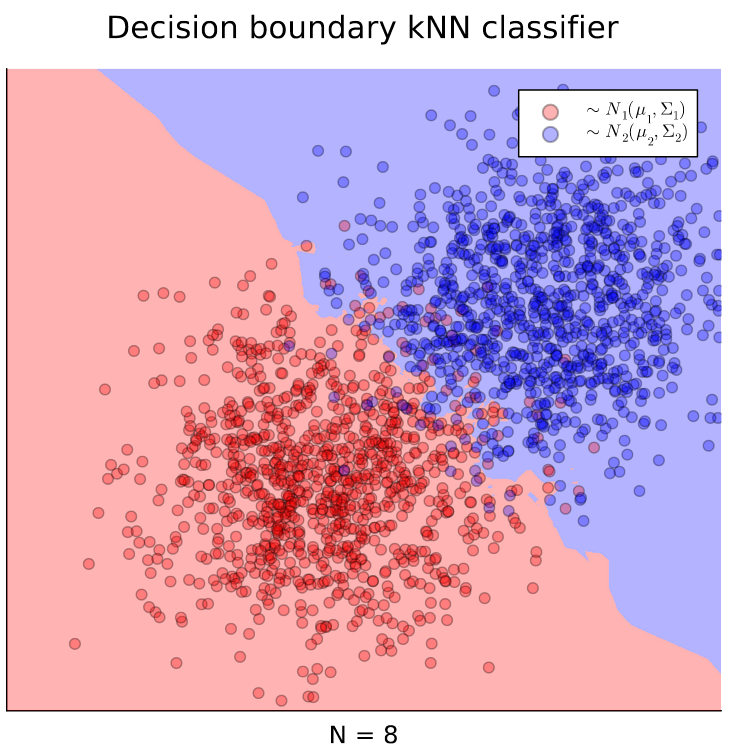

The script that drew this image:
### A Pluto.jl notebook ###
# v0.19.36

using Markdown
using InteractiveUtils

# This Pluto notebook uses @bind for interactivity. When running this notebook outside of Pluto, the following 'mock version' of @bind gives bound variables a default value (instead of an error).
macro bind(def, element)
    quote
        local iv = try Base.loaded_modules[Base.PkgId(Base.UUID("6e696c72-6542-2067-7265-42206c756150"), "AbstractPlutoDingetjes")].Bonds.initial_value catch; b -> missing; end
        local el = $(esc(element))
        global $(esc(def)) = Core.applicable(Base.get, el) ? Base.get(el) : iv(el)
        el
    end
end

# ╔═╡ af484490-0556-11ef-3473-830020f112d0
using PlutoUI, Plots, MLJ, DataFrames

# ╔═╡ f5f3d536-3115-4e2b-a678-93eca744416e
using NearestNeighborModels

# ╔═╡ 1cb3093e-0727-46b7-8cef-c796a02720ab
using Random, Distributions, LaTeXStrings, CategoricalArrays

# ╔═╡ 1a59eb2b-b0cb-4825-901b-ac9fca93f91a
md"# k-nearest neighbors"

# ╔═╡ c77ddd1d-b7a4-4392-bc3b-7b0e03e22be7
begin
	data = load_iris() # The famous flower dataset we will use for classification
	iris = DataFrame(data)
	y, X = unpack(iris, ==(:target); rng=123);
end

# ╔═╡ 34551733-2494-43aa-af6c-dd25f256ea3f
y

# ╔═╡ 5c51d465-e64f-4260-bfcb-75733184a948
train, test = partition(eachindex(y), 0.7)

# ╔═╡ 6461bcc4-d652-499e-92b3-131d042e9d81
function one_hot_encode(data; typ="test")
	idxs = Dict("virginica"=>1, "setosa" => 2, "versicolor" => 3)
	vect = zeros(3)
	if typ == "pred"
		vect[idxs[mode(data)]] = 1
	else
		vect[idxs[data]] = 1
	end
	return vect
end

# ╔═╡ e6fe2bd0-ede2-4a1d-8e90-e049372cb245
function ZeroOneLoss(y, y_hat)
	return sum([sum(row .* row_pred) for (row, row_pred) in (y,y_hat)])
end

# ╔═╡ 90b32741-6d80-4292-8c9f-81ce97103265
begin
	kNNClassifier = @iload KNNClassifier verbosity = false;
	neighbors_range = 1:30
	models = [kNNClassifier(K=num_neighbors) for num_neighbors in neighbors_range]
end

# ╔═╡ 7832ba69-35e4-4295-9bd8-cfaa48034257
models(matching(X, y)) 

# ╔═╡ 1981f29d-7b1e-4e17-9b64-fee035ed7b07
begin
    machs = [machine(model, X, y) for model in models] # define machine: binds model to data
    machs = [fit!(mach; rows=train) for mach in machs]# fit model on train set
end

# ╔═╡ 0c377581-b8e9-4f72-8fa3-830ea034c181
begin
	losses = zeros(length(neighbors_range))
	for (i, mach) in enumerate(machs)
		ŷ_test = predict(mach, X[test, :])
		y_test = y[test];
		loss = ZeroOneLoss(one_hot_encode.(y_test), one_hot_encode.(ŷ_test, typ="pred"))
		losses[i] = loss
	end
	scatter(neighbors_range, losses, title = "0-1-loss for kNN classifier", xlabel = "n", ylabel = "number of missclassifications", xticks = 0:10:79, label = "", color="#B4C5E4")
	plot!(neighbors_range, losses, label = "", color="#B97375", lw = 4)
end

# ╔═╡ 2c21266f-7438-4706-a5ae-99c8c9680185
begin
	num = @bind N Slider(10:5:1000, show_value=true, default = 100)
	mean_x_1 = @bind μ_x_1 Slider(-5:0.1:5, show_value=true, default = -3)
	mean_y_1 = @bind μ_y_1 Slider(-5:0.1:5, show_value=true, default = -3)
	mean_x_2 = @bind μ_x_2 Slider(-5:0.1:5, show_value=true, default = 3)
	mean_y_2 = @bind μ_y_2 Slider(-5:0.1:5, show_value=true, default = 3)
	nN_val = @bind nN Slider(1:15, show_value=true);
end;

# ╔═╡ 3b224c48-93f9-46c3-b4ff-bf089250ef8f
begin
	mean_1 = [μ_x_1, μ_y_1]  # Mean of the Gaussian distribution
	cov_1 = [1.5 0; 0 1.5]   # Covariance matrix
	dist_1 = MvNormal(mean_1, cov_1) # Multivariate normal distribution

	mean_2 = [μ_x_2, μ_y_2]  
	cov_2 = [1.5 0; 0 1.5] 
	dist_2 = MvNormal(mean_2, cov_2) 
end

# ╔═╡ ac58bae2-2946-4462-890f-3c182f6ec56f
md"
### Gaussian data parameters:
- Number of samples: $num
- mean $μ_x$ for $N_1$: $mean_x_1
- mean $μ_y$ for $N_1$: $mean_y_1
- mean $μ_x$ for $N_2$: $mean_x_2
- mean $μ_y$ for $N_2$: $mean_y_2
"

# ╔═╡ 1caa5537-2108-4f13-8bfb-16d33121d4b3
md"
### kNN parameters
- Number of nearest neighbors: $nN_val
"

# ╔═╡ ca891290-d07f-4bde-9388-4a08c2096787
begin
	Random.seed!(1234) 	
	Y_1 = rand(dist_1, N)
	Y_2 = rand(dist_2, N)
end

# ╔═╡ 6cc13797-dfa0-4c32-bac3-cc56f8374b6d
begin
	XX_N = hcat(Y_1, Y_2)
	yy_N = vcat(ones(size(Y_1)[2]), -1 .* ones(size(Y_2)[2]))'
	combined_data = vcat(XX_N, yy_N)

	X_N = combined_data[1:2, :]'
	y_N = categorical(combined_data[3, :])
	train_N = eachindex(y_N)
end;

# ╔═╡ 878c91c7-8e4a-42e5-812b-9ac50fb671b8
begin
	model_N = kNNClassifier(K=nN)
	mach_N = machine(model_N, X_N, y_N, scitype_check_level=0)
	mach_N = fit!(mach_N; rows=train_N)
end

# ╔═╡ 4533a1bb-af52-4ae2-9126-ca97a780162f
function predict_single_point(mach, point)
	X_point = reshape(point, 1, length(point))  # Reshape the point to be a row vector
	ŷ_point = mode.(predict(mach, X_point))
	return ŷ_point
end

# ╔═╡ 8f3ff2fc-ab3e-41b0-b92e-4438591f43fd
# begin
# 	test_data_final = hcat(X_N[test_N, :], int.(y_test_N, type=Int))
# 	predict_data_final =  hcat(X_N[test_N, :], int.(ŷ_test_N, type=Int))

#     gauss_1_x =[predict_data_final[i, 1] for i in 1:1098 if predict_data_final[i, 3] == 1]
# 	gauss_1_y =[predict_data_final[i, 2] for i in 1:1098 if predict_data_final[i, 3] == 1]

# 	gauss_2_x =[predict_data_final[i, 1] for i in 1:1098 if predict_data_final[i, 3] == 2]
# 	gauss_2_y =[predict_data_final[i, 2] for i in 1:1098 if predict_data_final[i, 3] == 2]

	
# 	scatter(gauss_1_x, gauss_1_y, ylims = (-5,5))
# 	scatter!(gauss_2_x, gauss_2_y)

# end

# ╔═╡ cbcab8d4-0b7b-4a94-b75b-38e21e1e4c0c
# function linear_classifier(x, y) # for testing
# 	    return x + y > 0 ? 1 : 2
# end

# ╔═╡ 5b1ca6da-e89f-471d-b9c2-33fd1c3d8e04
begin
	# Generate a grid of points
	x_range = -5:0.01:5
	y_range = -5:0.01:5
	
	# Allocate memory for storing classifications
	class_map = zeros(length(y_range), length(x_range))
end;

# ╔═╡ 6d7d85d4-a928-4931-8d67-51ed6e324075
begin
	
	# Evaluate classifier at each point
	for (j, y) in enumerate(y_range)
	    for (i, x) in enumerate(x_range)
			val = int(mode(predict_single_point(mach_N, [x, y])), type = Int)
	        class_map[i, j] = val
	    end
	end
	
	cmap = [colorant"blue", colorant"red"]
	
	# Plot the grid with classifications
	heatmap(x_range, y_range, class_map', color=cmap , opacity = 0.3, colorbar=false, ticks = false, size = (500, 500), title = "Decision boundary kNN classifier", xlabel = "N = $nN")
	scatter!(Y_1[1, :], Y_1[2, :], xlims = (-5,5), ylims = (-5,5), legend = :topright, label = L"\sim N_1(\mu_1, \Sigma_1)", dpi = 300, color = :red, opacity = 0.3)
	scatter!(Y_2[1, :], Y_2[2, :], label = L"\sim N_2(\mu_2, \Sigma_2)", color = :blue, opacity = 0.3)
end

# ╔═╡ 00000000-0000-0000-0000-000000000001
PLUTO_PROJECT_TOML_CONTENTS = """
[deps]
CategoricalArrays = "324d7699-5711-5eae-9e2f-1d82baa6b597"
DataFrames = "a93c6f00-e57d-5684-b7b6-d8193f3e46c0"
Distributions = "31c24e10-a181-5473-b8eb-7969acd0382f"
LaTeXStrings = "b964fa9f-0449-5b57-a5c2-d3ea65f4040f"
MLJ = "add582a8-e3ab-11e8-2d5e-e98b27df1bc7"
NearestNeighborModels = "636a865e-7cf4-491e-846c-de09b730eb36"
Plots = "91a5bcdd-55d7-5caf-9e0b-520d859cae80"
PlutoUI = "7f904dfe-b85e-4ff6-b463-dae2292396a8"
Random = "9a3f8284-a2c9-5f02-9a11-845980a1fd5c"

[compat]
CategoricalArrays = "~0.10.8"
DataFrames = "~1.6.1"
Distributions = "~0.25.107"
LaTeXStrings = "~1.3.1"
MLJ = "~0.20.2"
NearestNeighborModels = "~0.2.3"
Plots = "~1.40.1"
PlutoUI = "~0.7.58"
"""

# ╔═╡ 00000000-0000-0000-0000-000000000002
PLUTO_MANIFEST_TOML_CONTENTS = """
# This file is machine-generated - editing it directly is not advised

julia_version = "1.10.2"
manifest_format = "2.0"
project_hash = "8711fcbfacf67f4f1137d977ec8fbc2e7db18e97"

[[deps.ARFFFiles]]
deps = ["CategoricalArrays", "Dates", "Parsers", "Tables"]
git-tree-sha1 = "e8c8e0a2be6eb4f56b1672e46004463033daa409"
uuid = "da404889-ca92-49ff-9e8b-0aa6b4d38dc8"
version = "1.4.1"

[[deps.AbstractPlutoDingetjes]]
deps = ["Pkg"]
git-tree-sha1 = "c278dfab760520b8bb7e9511b968bf4ba38b7acc"
uuid = "6e696c72-6542-2067-7265-42206c756150"
version = "1.2.3"

[[deps.Adapt]]
deps = ["LinearAlgebra", "Requires"]
git-tree-sha1 = "0fb305e0253fd4e833d486914367a2ee2c2e78d0"
uuid = "79e6a3ab-5dfb-504d-930d-738a2a938a0e"
version = "4.0.1"
weakdeps = ["StaticArrays"]

    [deps.Adapt.extensions]
    AdaptStaticArraysExt = "StaticArrays"

[[deps.ArgCheck]]
git-tree-sha1 = "a3a402a35a2f7e0b87828ccabbd5ebfbebe356b4"
uuid = "dce04be8-c92d-5529-be00-80e4d2c0e197"
version = "2.3.0"

[[deps.ArgTools]]
uuid = "0dad84c5-d112-42e6-8d28-ef12dabb789f"
version = "1.1.1"

[[deps.Artifacts]]
uuid = "56f22d72-fd6d-98f1-02f0-08ddc0907c33"

[[deps.Atomix]]
deps = ["UnsafeAtomics"]
git-tree-sha1 = "c06a868224ecba914baa6942988e2f2aade419be"
uuid = "a9b6321e-bd34-4604-b9c9-b65b8de01458"
version = "0.1.0"

[[deps.BangBang]]
deps = ["Compat", "ConstructionBase", "InitialValues", "LinearAlgebra", "Requires", "Setfield", "Tables"]
git-tree-sha1 = "7aa7ad1682f3d5754e3491bb59b8103cae28e3a3"
uuid = "198e06fe-97b7-11e9-32a5-e1d131e6ad66"
version = "0.3.40"

    [deps.BangBang.extensions]
    BangBangChainRulesCoreExt = "ChainRulesCore"
    BangBangDataFramesExt = "DataFrames"
    BangBangStaticArraysExt = "StaticArrays"
    BangBangStructArraysExt = "StructArrays"
    BangBangTypedTablesExt = "TypedTables"

    [deps.BangBang.weakdeps]
    ChainRulesCore = "d360d2e6-b24c-11e9-a2a3-2a2ae2dbcce4"
    DataFrames = "a93c6f00-e57d-5684-b7b6-d8193f3e46c0"
    StaticArrays = "90137ffa-7385-5640-81b9-e52037218182"
    StructArrays = "09ab397b-f2b6-538f-b94a-2f83cf4a842a"
    TypedTables = "9d95f2ec-7b3d-5a63-8d20-e2491e220bb9"

[[deps.Base64]]
uuid = "2a0f44e3-6c83-55bd-87e4-b1978d98bd5f"

[[deps.Baselet]]
git-tree-sha1 = "aebf55e6d7795e02ca500a689d326ac979aaf89e"
uuid = "9718e550-a3fa-408a-8086-8db961cd8217"
version = "0.1.1"

[[deps.BitFlags]]
git-tree-sha1 = "2dc09997850d68179b69dafb58ae806167a32b1b"
uuid = "d1d4a3ce-64b1-5f1a-9ba4-7e7e69966f35"
version = "0.1.8"

[[deps.Bzip2_jll]]
deps = ["Artifacts", "JLLWrappers", "Libdl", "Pkg"]
git-tree-sha1 = "9e2a6b69137e6969bab0152632dcb3bc108c8bdd"
uuid = "6e34b625-4abd-537c-b88f-471c36dfa7a0"
version = "1.0.8+1"

[[deps.CEnum]]
git-tree-sha1 = "389ad5c84de1ae7cf0e28e381131c98ea87d54fc"
uuid = "fa961155-64e5-5f13-b03f-caf6b980ea82"
version = "0.5.0"

[[deps.Cairo_jll]]
deps = ["Artifacts", "Bzip2_jll", "CompilerSupportLibraries_jll", "Fontconfig_jll", "FreeType2_jll", "Glib_jll", "JLLWrappers", "LZO_jll", "Libdl", "Pixman_jll", "Pkg", "Xorg_libXext_jll", "Xorg_libXrender_jll", "Zlib_jll", "libpng_jll"]
git-tree-sha1 = "4b859a208b2397a7a623a03449e4636bdb17bcf2"
uuid = "83423d85-b0ee-5818-9007-b63ccbeb887a"
version = "1.16.1+1"

[[deps.Calculus]]
deps = ["LinearAlgebra"]
git-tree-sha1 = "f641eb0a4f00c343bbc32346e1217b86f3ce9dad"
uuid = "49dc2e85-a5d0-5ad3-a950-438e2897f1b9"
version = "0.5.1"

[[deps.CategoricalArrays]]
deps = ["DataAPI", "Future", "Missings", "Printf", "Requires", "Statistics", "Unicode"]
git-tree-sha1 = "1568b28f91293458345dabba6a5ea3f183250a61"
uuid = "324d7699-5711-5eae-9e2f-1d82baa6b597"
version = "0.10.8"

    [deps.CategoricalArrays.extensions]
    CategoricalArraysJSONExt = "JSON"
    CategoricalArraysRecipesBaseExt = "RecipesBase"
    CategoricalArraysSentinelArraysExt = "SentinelArrays"
    CategoricalArraysStructTypesExt = "StructTypes"

    [deps.CategoricalArrays.weakdeps]
    JSON = "682c06a0-de6a-54ab-a142-c8b1cf79cde6"
    RecipesBase = "3cdcf5f2-1ef4-517c-9805-6587b60abb01"
    SentinelArrays = "91c51154-3ec4-41a3-a24f-3f23e20d615c"
    StructTypes = "856f2bd8-1eba-4b0a-8007-ebc267875bd4"

[[deps.CategoricalDistributions]]
deps = ["CategoricalArrays", "Distributions", "Missings", "OrderedCollections", "Random", "ScientificTypes"]
git-tree-sha1 = "6d4569d555704cdf91b3417c0667769a4a7cbaa2"
uuid = "af321ab8-2d2e-40a6-b165-3d674595d28e"
version = "0.1.14"

    [deps.CategoricalDistributions.extensions]
    UnivariateFiniteDisplayExt = "UnicodePlots"

    [deps.CategoricalDistributions.weakdeps]
    UnicodePlots = "b8865327-cd53-5732-bb35-84acbb429228"

[[deps.ChainRulesCore]]
deps = ["Compat", "LinearAlgebra"]
git-tree-sha1 = "aef70bb349b20aa81a82a19704c3ef339d4ee494"
uuid = "d360d2e6-b24c-11e9-a2a3-2a2ae2dbcce4"
version = "1.22.1"
weakdeps = ["SparseArrays"]

    [deps.ChainRulesCore.extensions]
    ChainRulesCoreSparseArraysExt = "SparseArrays"

[[deps.CodecZlib]]
deps = ["TranscodingStreams", "Zlib_jll"]
git-tree-sha1 = "59939d8a997469ee05c4b4944560a820f9ba0d73"
uuid = "944b1d66-785c-5afd-91f1-9de20f533193"
version = "0.7.4"

[[deps.ColorSchemes]]
deps = ["ColorTypes", "ColorVectorSpace", "Colors", "FixedPointNumbers", "PrecompileTools", "Random"]
git-tree-sha1 = "67c1f244b991cad9b0aa4b7540fb758c2488b129"
uuid = "35d6a980-a343-548e-a6ea-1d62b119f2f4"
version = "3.24.0"

[[deps.ColorTypes]]
deps = ["FixedPointNumbers", "Random"]
git-tree-sha1 = "eb7f0f8307f71fac7c606984ea5fb2817275d6e4"
uuid = "3da002f7-5984-5a60-b8a6-cbb66c0b333f"
version = "0.11.4"

[[deps.ColorVectorSpace]]
deps = ["ColorTypes", "FixedPointNumbers", "LinearAlgebra", "Requires", "Statistics", "TensorCore"]
git-tree-sha1 = "a1f44953f2382ebb937d60dafbe2deea4bd23249"
uuid = "c3611d14-8923-5661-9e6a-0046d554d3a4"
version = "0.10.0"
weakdeps = ["SpecialFunctions"]

    [deps.ColorVectorSpace.extensions]
    SpecialFunctionsExt = "SpecialFunctions"

[[deps.Colors]]
deps = ["ColorTypes", "FixedPointNumbers", "Reexport"]
git-tree-sha1 = "fc08e5930ee9a4e03f84bfb5211cb54e7769758a"
uuid = "5ae59095-9a9b-59fe-a467-6f913c188581"
version = "0.12.10"

[[deps.Combinatorics]]
git-tree-sha1 = "08c8b6831dc00bfea825826be0bc8336fc369860"
uuid = "861a8166-3701-5b0c-9a16-15d98fcdc6aa"
version = "1.0.2"

[[deps.Compat]]
deps = ["TOML", "UUIDs"]
git-tree-sha1 = "c955881e3c981181362ae4088b35995446298b80"
uuid = "34da2185-b29b-5c13-b0c7-acf172513d20"
version = "4.14.0"
weakdeps = ["Dates", "LinearAlgebra"]

    [deps.Compat.extensions]
    CompatLinearAlgebraExt = "LinearAlgebra"

[[deps.CompilerSupportLibraries_jll]]
deps = ["Artifacts", "Libdl"]
uuid = "e66e0078-7015-5450-92f7-15fbd957f2ae"
version = "1.1.0+0"

[[deps.CompositionsBase]]
git-tree-sha1 = "802bb88cd69dfd1509f6670416bd4434015693ad"
uuid = "a33af91c-f02d-484b-be07-31d278c5ca2b"
version = "0.1.2"

    [deps.CompositionsBase.extensions]
    CompositionsBaseInverseFunctionsExt = "InverseFunctions"

    [deps.CompositionsBase.weakdeps]
    InverseFunctions = "3587e190-3f89-42d0-90ee-14403ec27112"

[[deps.ComputationalResources]]
git-tree-sha1 = "52cb3ec90e8a8bea0e62e275ba577ad0f74821f7"
uuid = "ed09eef8-17a6-5b46-8889-db040fac31e3"
version = "0.3.2"

[[deps.ConcurrentUtilities]]
deps = ["Serialization", "Sockets"]
git-tree-sha1 = "9c4708e3ed2b799e6124b5673a712dda0b596a9b"
uuid = "f0e56b4a-5159-44fe-b623-3e5288b988bb"
version = "2.3.1"

[[deps.ConstructionBase]]
deps = ["LinearAlgebra"]
git-tree-sha1 = "c53fc348ca4d40d7b371e71fd52251839080cbc9"
uuid = "187b0558-2788-49d3-abe0-74a17ed4e7c9"
version = "1.5.4"

    [deps.ConstructionBase.extensions]
    ConstructionBaseIntervalSetsExt = "IntervalSets"
    ConstructionBaseStaticArraysExt = "StaticArrays"

    [deps.ConstructionBase.weakdeps]
    IntervalSets = "8197267c-284f-5f27-9208-e0e47529a953"
    StaticArrays = "90137ffa-7385-5640-81b9-e52037218182"

[[deps.ContextVariablesX]]
deps = ["Compat", "Logging", "UUIDs"]
git-tree-sha1 = "25cc3803f1030ab855e383129dcd3dc294e322cc"
uuid = "6add18c4-b38d-439d-96f6-d6bc489c04c5"
version = "0.1.3"

[[deps.Contour]]
git-tree-sha1 = "d05d9e7b7aedff4e5b51a029dced05cfb6125781"
uuid = "d38c429a-6771-53c6-b99e-75d170b6e991"
version = "0.6.2"

[[deps.Crayons]]
git-tree-sha1 = "249fe38abf76d48563e2f4556bebd215aa317e15"
uuid = "a8cc5b0e-0ffa-5ad4-8c14-923d3ee1735f"
version = "4.1.1"

[[deps.DataAPI]]
git-tree-sha1 = "abe83f3a2f1b857aac70ef8b269080af17764bbe"
uuid = "9a962f9c-6df0-11e9-0e5d-c546b8b5ee8a"
version = "1.16.0"

[[deps.DataFrames]]
deps = ["Compat", "DataAPI", "DataStructures", "Future", "InlineStrings", "InvertedIndices", "IteratorInterfaceExtensions", "LinearAlgebra", "Markdown", "Missings", "PooledArrays", "PrecompileTools", "PrettyTables", "Printf", "REPL", "Random", "Reexport", "SentinelArrays", "SortingAlgorithms", "Statistics", "TableTraits", "Tables", "Unicode"]
git-tree-sha1 = "04c738083f29f86e62c8afc341f0967d8717bdb8"
uuid = "a93c6f00-e57d-5684-b7b6-d8193f3e46c0"
version = "1.6.1"

[[deps.DataStructures]]
deps = ["Compat", "InteractiveUtils", "OrderedCollections"]
git-tree-sha1 = "1fb174f0d48fe7d142e1109a10636bc1d14f5ac2"
uuid = "864edb3b-99cc-5e75-8d2d-829cb0a9cfe8"
version = "0.18.17"

[[deps.DataValueInterfaces]]
git-tree-sha1 = "bfc1187b79289637fa0ef6d4436ebdfe6905cbd6"
uuid = "e2d170a0-9d28-54be-80f0-106bbe20a464"
version = "1.0.0"

[[deps.Dates]]
deps = ["Printf"]
uuid = "ade2ca70-3891-5945-98fb-dc099432e06a"

[[deps.DefineSingletons]]
git-tree-sha1 = "0fba8b706d0178b4dc7fd44a96a92382c9065c2c"
uuid = "244e2a9f-e319-4986-a169-4d1fe445cd52"
version = "0.1.2"

[[deps.DelimitedFiles]]
deps = ["Mmap"]
git-tree-sha1 = "9e2f36d3c96a820c678f2f1f1782582fcf685bae"
uuid = "8bb1440f-4735-579b-a4ab-409b98df4dab"
version = "1.9.1"

[[deps.Distances]]
deps = ["LinearAlgebra", "Statistics", "StatsAPI"]
git-tree-sha1 = "66c4c81f259586e8f002eacebc177e1fb06363b0"
uuid = "b4f34e82-e78d-54a5-968a-f98e89d6e8f7"
version = "0.10.11"
weakdeps = ["ChainRulesCore", "SparseArrays"]

    [deps.Distances.extensions]
    DistancesChainRulesCoreExt = "ChainRulesCore"
    DistancesSparseArraysExt = "SparseArrays"

[[deps.Distributed]]
deps = ["Random", "Serialization", "Sockets"]
uuid = "8ba89e20-285c-5b6f-9357-94700520ee1b"

[[deps.Distributions]]
deps = ["FillArrays", "LinearAlgebra", "PDMats", "Printf", "QuadGK", "Random", "SpecialFunctions", "Statistics", "StatsAPI", "StatsBase", "StatsFuns"]
git-tree-sha1 = "7c302d7a5fec5214eb8a5a4c466dcf7a51fcf169"
uuid = "31c24e10-a181-5473-b8eb-7969acd0382f"
version = "0.25.107"

    [deps.Distributions.extensions]
    DistributionsChainRulesCoreExt = "ChainRulesCore"
    DistributionsDensityInterfaceExt = "DensityInterface"
    DistributionsTestExt = "Test"

    [deps.Distributions.weakdeps]
    ChainRulesCore = "d360d2e6-b24c-11e9-a2a3-2a2ae2dbcce4"
    DensityInterface = "b429d917-457f-4dbc-8f4c-0cc954292b1d"
    Test = "8dfed614-e22c-5e08-85e1-65c5234f0b40"

[[deps.DocStringExtensions]]
deps = ["LibGit2"]
git-tree-sha1 = "2fb1e02f2b635d0845df5d7c167fec4dd739b00d"
uuid = "ffbed154-4ef7-542d-bbb7-c09d3a79fcae"
version = "0.9.3"

[[deps.Downloads]]
deps = ["ArgTools", "FileWatching", "LibCURL", "NetworkOptions"]
uuid = "f43a241f-c20a-4ad4-852c-f6b1247861c6"
version = "1.6.0"

[[deps.DualNumbers]]
deps = ["Calculus", "NaNMath", "SpecialFunctions"]
git-tree-sha1 = "5837a837389fccf076445fce071c8ddaea35a566"
uuid = "fa6b7ba4-c1ee-5f82-b5fc-ecf0adba8f74"
version = "0.6.8"

[[deps.EarlyStopping]]
deps = ["Dates", "Statistics"]
git-tree-sha1 = "98fdf08b707aaf69f524a6cd0a67858cefe0cfb6"
uuid = "792122b4-ca99-40de-a6bc-6742525f08b6"
version = "0.3.0"

[[deps.EpollShim_jll]]
deps = ["Artifacts", "JLLWrappers", "Libdl"]
git-tree-sha1 = "8e9441ee83492030ace98f9789a654a6d0b1f643"
uuid = "2702e6a9-849d-5ed8-8c21-79e8b8f9ee43"
version = "0.0.20230411+0"

[[deps.ExceptionUnwrapping]]
deps = ["Test"]
git-tree-sha1 = "dcb08a0d93ec0b1cdc4af184b26b591e9695423a"
uuid = "460bff9d-24e4-43bc-9d9f-a8973cb893f4"
version = "0.1.10"

[[deps.Expat_jll]]
deps = ["Artifacts", "JLLWrappers", "Libdl"]
git-tree-sha1 = "4558ab818dcceaab612d1bb8c19cee87eda2b83c"
uuid = "2e619515-83b5-522b-bb60-26c02a35a201"
version = "2.5.0+0"

[[deps.FFMPEG]]
deps = ["FFMPEG_jll"]
git-tree-sha1 = "b57e3acbe22f8484b4b5ff66a7499717fe1a9cc8"
uuid = "c87230d0-a227-11e9-1b43-d7ebe4e7570a"
version = "0.4.1"

[[deps.FFMPEG_jll]]
deps = ["Artifacts", "Bzip2_jll", "FreeType2_jll", "FriBidi_jll", "JLLWrappers", "LAME_jll", "Libdl", "Ogg_jll", "OpenSSL_jll", "Opus_jll", "PCRE2_jll", "Zlib_jll", "libaom_jll", "libass_jll", "libfdk_aac_jll", "libvorbis_jll", "x264_jll", "x265_jll"]
git-tree-sha1 = "466d45dc38e15794ec7d5d63ec03d776a9aff36e"
uuid = "b22a6f82-2f65-5046-a5b2-351ab43fb4e5"
version = "4.4.4+1"

[[deps.FLoops]]
deps = ["BangBang", "Compat", "FLoopsBase", "InitialValues", "JuliaVariables", "MLStyle", "Serialization", "Setfield", "Transducers"]
git-tree-sha1 = "ffb97765602e3cbe59a0589d237bf07f245a8576"
uuid = "cc61a311-1640-44b5-9fba-1b764f453329"
version = "0.2.1"

[[deps.FLoopsBase]]
deps = ["ContextVariablesX"]
git-tree-sha1 = "656f7a6859be8673bf1f35da5670246b923964f7"
uuid = "b9860ae5-e623-471e-878b-f6a53c775ea6"
version = "0.1.1"

[[deps.FilePathsBase]]
deps = ["Compat", "Dates", "Mmap", "Printf", "Test", "UUIDs"]
git-tree-sha1 = "9f00e42f8d99fdde64d40c8ea5d14269a2e2c1aa"
uuid = "48062228-2e41-5def-b9a4-89aafe57970f"
version = "0.9.21"

[[deps.FileWatching]]
uuid = "7b1f6079-737a-58dc-b8bc-7a2ca5c1b5ee"

[[deps.FillArrays]]
deps = ["LinearAlgebra", "Random"]
git-tree-sha1 = "5b93957f6dcd33fc343044af3d48c215be2562f1"
uuid = "1a297f60-69ca-5386-bcde-b61e274b549b"
version = "1.9.3"
weakdeps = ["PDMats", "SparseArrays", "Statistics"]

    [deps.FillArrays.extensions]
    FillArraysPDMatsExt = "PDMats"
    FillArraysSparseArraysExt = "SparseArrays"
    FillArraysStatisticsExt = "Statistics"

[[deps.FixedPointNumbers]]
deps = ["Statistics"]
git-tree-sha1 = "335bfdceacc84c5cdf16aadc768aa5ddfc5383cc"
uuid = "53c48c17-4a7d-5ca2-90c5-79b7896eea93"
version = "0.8.4"

[[deps.Fontconfig_jll]]
deps = ["Artifacts", "Bzip2_jll", "Expat_jll", "FreeType2_jll", "JLLWrappers", "Libdl", "Libuuid_jll", "Pkg", "Zlib_jll"]
git-tree-sha1 = "21efd19106a55620a188615da6d3d06cd7f6ee03"
uuid = "a3f928ae-7b40-5064-980b-68af3947d34b"
version = "2.13.93+0"

[[deps.Formatting]]
deps = ["Printf"]
git-tree-sha1 = "8339d61043228fdd3eb658d86c926cb282ae72a8"
uuid = "59287772-0a20-5a39-b81b-1366585eb4c0"
version = "0.4.2"

[[deps.FreeType2_jll]]
deps = ["Artifacts", "Bzip2_jll", "JLLWrappers", "Libdl", "Zlib_jll"]
git-tree-sha1 = "d8db6a5a2fe1381c1ea4ef2cab7c69c2de7f9ea0"
uuid = "d7e528f0-a631-5988-bf34-fe36492bcfd7"
version = "2.13.1+0"

[[deps.FriBidi_jll]]
deps = ["Artifacts", "JLLWrappers", "Libdl", "Pkg"]
git-tree-sha1 = "aa31987c2ba8704e23c6c8ba8a4f769d5d7e4f91"
uuid = "559328eb-81f9-559d-9380-de523a88c83c"
version = "1.0.10+0"

[[deps.Future]]
deps = ["Random"]
uuid = "9fa8497b-333b-5362-9e8d-4d0656e87820"

[[deps.GLFW_jll]]
deps = ["Artifacts", "JLLWrappers", "Libdl", "Libglvnd_jll", "Xorg_libXcursor_jll", "Xorg_libXi_jll", "Xorg_libXinerama_jll", "Xorg_libXrandr_jll"]
git-tree-sha1 = "ff38ba61beff76b8f4acad8ab0c97ef73bb670cb"
uuid = "0656b61e-2033-5cc2-a64a-77c0f6c09b89"
version = "3.3.9+0"

[[deps.GPUArraysCore]]
deps = ["Adapt"]
git-tree-sha1 = "ec632f177c0d990e64d955ccc1b8c04c485a0950"
uuid = "46192b85-c4d5-4398-a991-12ede77f4527"
version = "0.1.6"

[[deps.GR]]
deps = ["Artifacts", "Base64", "DelimitedFiles", "Downloads", "GR_jll", "HTTP", "JSON", "Libdl", "LinearAlgebra", "Pkg", "Preferences", "Printf", "Random", "Serialization", "Sockets", "TOML", "Tar", "Test", "UUIDs", "p7zip_jll"]
git-tree-sha1 = "3458564589be207fa6a77dbbf8b97674c9836aab"
uuid = "28b8d3ca-fb5f-59d9-8090-bfdbd6d07a71"
version = "0.73.2"

[[deps.GR_jll]]
deps = ["Artifacts", "Bzip2_jll", "Cairo_jll", "FFMPEG_jll", "Fontconfig_jll", "FreeType2_jll", "GLFW_jll", "JLLWrappers", "JpegTurbo_jll", "Libdl", "Libtiff_jll", "Pixman_jll", "Qt6Base_jll", "Zlib_jll", "libpng_jll"]
git-tree-sha1 = "77f81da2964cc9fa7c0127f941e8bce37f7f1d70"
uuid = "d2c73de3-f751-5644-a686-071e5b155ba9"
version = "0.73.2+0"

[[deps.Gettext_jll]]
deps = ["Artifacts", "CompilerSupportLibraries_jll", "JLLWrappers", "Libdl", "Libiconv_jll", "Pkg", "XML2_jll"]
git-tree-sha1 = "9b02998aba7bf074d14de89f9d37ca24a1a0b046"
uuid = "78b55507-aeef-58d4-861c-77aaff3498b1"
version = "0.21.0+0"

[[deps.Glib_jll]]
deps = ["Artifacts", "Gettext_jll", "JLLWrappers", "Libdl", "Libffi_jll", "Libiconv_jll", "Libmount_jll", "PCRE2_jll", "Zlib_jll"]
git-tree-sha1 = "e94c92c7bf4819685eb80186d51c43e71d4afa17"
uuid = "7746bdde-850d-59dc-9ae8-88ece973131d"
version = "2.76.5+0"

[[deps.Graphite2_jll]]
deps = ["Artifacts", "JLLWrappers", "Libdl", "Pkg"]
git-tree-sha1 = "344bf40dcab1073aca04aa0df4fb092f920e4011"
uuid = "3b182d85-2403-5c21-9c21-1e1f0cc25472"
version = "1.3.14+0"

[[deps.Grisu]]
git-tree-sha1 = "53bb909d1151e57e2484c3d1b53e19552b887fb2"
uuid = "42e2da0e-8278-4e71-bc24-59509adca0fe"
version = "1.0.2"

[[deps.HTTP]]
deps = ["Base64", "CodecZlib", "ConcurrentUtilities", "Dates", "ExceptionUnwrapping", "Logging", "LoggingExtras", "MbedTLS", "NetworkOptions", "OpenSSL", "Random", "SimpleBufferStream", "Sockets", "URIs", "UUIDs"]
git-tree-sha1 = "ac7b73d562b8f4287c3b67b4c66a5395a19c1ae8"
uuid = "cd3eb016-35fb-5094-929b-558a96fad6f3"
version = "1.10.2"

[[deps.HarfBuzz_jll]]
deps = ["Artifacts", "Cairo_jll", "Fontconfig_jll", "FreeType2_jll", "Glib_jll", "Graphite2_jll", "JLLWrappers", "Libdl", "Libffi_jll", "Pkg"]
git-tree-sha1 = "129acf094d168394e80ee1dc4bc06ec835e510a3"
uuid = "2e76f6c2-a576-52d4-95c1-20adfe4de566"
version = "2.8.1+1"

[[deps.HypergeometricFunctions]]
deps = ["DualNumbers", "LinearAlgebra", "OpenLibm_jll", "SpecialFunctions"]
git-tree-sha1 = "f218fe3736ddf977e0e772bc9a586b2383da2685"
uuid = "34004b35-14d8-5ef3-9330-4cdb6864b03a"
version = "0.3.23"

[[deps.Hyperscript]]
deps = ["Test"]
git-tree-sha1 = "179267cfa5e712760cd43dcae385d7ea90cc25a4"
uuid = "47d2ed2b-36de-50cf-bf87-49c2cf4b8b91"
version = "0.0.5"

[[deps.HypertextLiteral]]
deps = ["Tricks"]
git-tree-sha1 = "7134810b1afce04bbc1045ca1985fbe81ce17653"
uuid = "ac1192a8-f4b3-4bfe-ba22-af5b92cd3ab2"
version = "0.9.5"

[[deps.IOCapture]]
deps = ["Logging", "Random"]
git-tree-sha1 = "8b72179abc660bfab5e28472e019392b97d0985c"
uuid = "b5f81e59-6552-4d32-b1f0-c071b021bf89"
version = "0.2.4"

[[deps.InitialValues]]
git-tree-sha1 = "4da0f88e9a39111c2fa3add390ab15f3a44f3ca3"
uuid = "22cec73e-a1b8-11e9-2c92-598750a2cf9c"
version = "0.3.1"

[[deps.InlineStrings]]
deps = ["Parsers"]
git-tree-sha1 = "9cc2baf75c6d09f9da536ddf58eb2f29dedaf461"
uuid = "842dd82b-1e85-43dc-bf29-5d0ee9dffc48"
version = "1.4.0"

[[deps.InteractiveUtils]]
deps = ["Markdown"]
uuid = "b77e0a4c-d291-57a0-90e8-8db25a27a240"

[[deps.InvertedIndices]]
git-tree-sha1 = "0dc7b50b8d436461be01300fd8cd45aa0274b038"
uuid = "41ab1584-1d38-5bbf-9106-f11c6c58b48f"
version = "1.3.0"

[[deps.IrrationalConstants]]
git-tree-sha1 = "630b497eafcc20001bba38a4651b327dcfc491d2"
uuid = "92d709cd-6900-40b7-9082-c6be49f344b6"
version = "0.2.2"

[[deps.IterationControl]]
deps = ["EarlyStopping", "InteractiveUtils"]
git-tree-sha1 = "e663925ebc3d93c1150a7570d114f9ea2f664726"
uuid = "b3c1a2ee-3fec-4384-bf48-272ea71de57c"
version = "0.5.4"

[[deps.IteratorInterfaceExtensions]]
git-tree-sha1 = "a3f24677c21f5bbe9d2a714f95dcd58337fb2856"
uuid = "82899510-4779-5014-852e-03e436cf321d"
version = "1.0.0"

[[deps.JLFzf]]
deps = ["Pipe", "REPL", "Random", "fzf_jll"]
git-tree-sha1 = "a53ebe394b71470c7f97c2e7e170d51df21b17af"
uuid = "1019f520-868f-41f5-a6de-eb00f4b6a39c"
version = "0.1.7"

[[deps.JLLWrappers]]
deps = ["Artifacts", "Preferences"]
git-tree-sha1 = "7e5d6779a1e09a36db2a7b6cff50942a0a7d0fca"
uuid = "692b3bcd-3c85-4b1f-b108-f13ce0eb3210"
version = "1.5.0"

[[deps.JSON]]
deps = ["Dates", "Mmap", "Parsers", "Unicode"]
git-tree-sha1 = "31e996f0a15c7b280ba9f76636b3ff9e2ae58c9a"
uuid = "682c06a0-de6a-54ab-a142-c8b1cf79cde6"
version = "0.21.4"

[[deps.JpegTurbo_jll]]
deps = ["Artifacts", "JLLWrappers", "Libdl"]
git-tree-sha1 = "3336abae9a713d2210bb57ab484b1e065edd7d23"
uuid = "aacddb02-875f-59d6-b918-886e6ef4fbf8"
version = "3.0.2+0"

[[deps.JuliaVariables]]
deps = ["MLStyle", "NameResolution"]
git-tree-sha1 = "49fb3cb53362ddadb4415e9b73926d6b40709e70"
uuid = "b14d175d-62b4-44ba-8fb7-3064adc8c3ec"
version = "0.2.4"

[[deps.KernelAbstractions]]
deps = ["Adapt", "Atomix", "InteractiveUtils", "LinearAlgebra", "MacroTools", "PrecompileTools", "Requires", "SparseArrays", "StaticArrays", "UUIDs", "UnsafeAtomics", "UnsafeAtomicsLLVM"]
git-tree-sha1 = "c7753cc3febe006708ce6798482004241f7d890b"
uuid = "63c18a36-062a-441e-b654-da1e3ab1ce7c"
version = "0.9.17"

    [deps.KernelAbstractions.extensions]
    EnzymeExt = "EnzymeCore"

    [deps.KernelAbstractions.weakdeps]
    EnzymeCore = "f151be2c-9106-41f4-ab19-57ee4f262869"

[[deps.LAME_jll]]
deps = ["Artifacts", "JLLWrappers", "Libdl", "Pkg"]
git-tree-sha1 = "f6250b16881adf048549549fba48b1161acdac8c"
uuid = "c1c5ebd0-6772-5130-a774-d5fcae4a789d"
version = "3.100.1+0"

[[deps.LERC_jll]]
deps = ["Artifacts", "JLLWrappers", "Libdl", "Pkg"]
git-tree-sha1 = "bf36f528eec6634efc60d7ec062008f171071434"
uuid = "88015f11-f218-50d7-93a8-a6af411a945d"
version = "3.0.0+1"

[[deps.LLVM]]
deps = ["CEnum", "LLVMExtra_jll", "Libdl", "Preferences", "Printf", "Requires", "Unicode"]
git-tree-sha1 = "ddab4d40513bce53c8e3157825e245224f74fae7"
uuid = "929cbde3-209d-540e-8aea-75f648917ca0"
version = "6.6.0"

    [deps.LLVM.extensions]
    BFloat16sExt = "BFloat16s"

    [deps.LLVM.weakdeps]
    BFloat16s = "ab4f0b2a-ad5b-11e8-123f-65d77653426b"

[[deps.LLVMExtra_jll]]
deps = ["Artifacts", "JLLWrappers", "LazyArtifacts", "Libdl", "TOML"]
git-tree-sha1 = "88b916503aac4fb7f701bb625cd84ca5dd1677bc"
uuid = "dad2f222-ce93-54a1-a47d-0025e8a3acab"
version = "0.0.29+0"

[[deps.LLVMOpenMP_jll]]
deps = ["Artifacts", "JLLWrappers", "Libdl"]
git-tree-sha1 = "d986ce2d884d49126836ea94ed5bfb0f12679713"
uuid = "1d63c593-3942-5779-bab2-d838dc0a180e"
version = "15.0.7+0"

[[deps.LZO_jll]]
deps = ["Artifacts", "JLLWrappers", "Libdl", "Pkg"]
git-tree-sha1 = "e5b909bcf985c5e2605737d2ce278ed791b89be6"
uuid = "dd4b983a-f0e5-5f8d-a1b7-129d4a5fb1ac"
version = "2.10.1+0"

[[deps.LaTeXStrings]]
git-tree-sha1 = "50901ebc375ed41dbf8058da26f9de442febbbec"
uuid = "b964fa9f-0449-5b57-a5c2-d3ea65f4040f"
version = "1.3.1"

[[deps.Latexify]]
deps = ["Formatting", "InteractiveUtils", "LaTeXStrings", "MacroTools", "Markdown", "OrderedCollections", "Printf", "Requires"]
git-tree-sha1 = "f428ae552340899a935973270b8d98e5a31c49fe"
uuid = "23fbe1c1-3f47-55db-b15f-69d7ec21a316"
version = "0.16.1"

    [deps.Latexify.extensions]
    DataFramesExt = "DataFrames"
    SymEngineExt = "SymEngine"

    [deps.Latexify.weakdeps]
    DataFrames = "a93c6f00-e57d-5684-b7b6-d8193f3e46c0"
    SymEngine = "123dc426-2d89-5057-bbad-38513e3affd8"

[[deps.LatinHypercubeSampling]]
deps = ["Random", "StableRNGs", "StatsBase", "Test"]
git-tree-sha1 = "825289d43c753c7f1bf9bed334c253e9913997f8"
uuid = "a5e1c1ea-c99a-51d3-a14d-a9a37257b02d"
version = "1.9.0"

[[deps.LazyArtifacts]]
deps = ["Artifacts", "Pkg"]
uuid = "4af54fe1-eca0-43a8-85a7-787d91b784e3"

[[deps.LearnAPI]]
deps = ["InteractiveUtils", "Statistics"]
git-tree-sha1 = "ec695822c1faaaa64cee32d0b21505e1977b4809"
uuid = "92ad9a40-7767-427a-9ee6-6e577f1266cb"
version = "0.1.0"

[[deps.LibCURL]]
deps = ["LibCURL_jll", "MozillaCACerts_jll"]
uuid = "b27032c2-a3e7-50c8-80cd-2d36dbcbfd21"
version = "0.6.4"

[[deps.LibCURL_jll]]
deps = ["Artifacts", "LibSSH2_jll", "Libdl", "MbedTLS_jll", "Zlib_jll", "nghttp2_jll"]
uuid = "deac9b47-8bc7-5906-a0fe-35ac56dc84c0"
version = "8.4.0+0"

[[deps.LibGit2]]
deps = ["Base64", "LibGit2_jll", "NetworkOptions", "Printf", "SHA"]
uuid = "76f85450-5226-5b5a-8eaa-529ad045b433"

[[deps.LibGit2_jll]]
deps = ["Artifacts", "LibSSH2_jll", "Libdl", "MbedTLS_jll"]
uuid = "e37daf67-58a4-590a-8e99-b0245dd2ffc5"
version = "1.6.4+0"

[[deps.LibSSH2_jll]]
deps = ["Artifacts", "Libdl", "MbedTLS_jll"]
uuid = "29816b5a-b9ab-546f-933c-edad1886dfa8"
version = "1.11.0+1"

[[deps.Libdl]]
uuid = "8f399da3-3557-5675-b5ff-fb832c97cbdb"

[[deps.Libffi_jll]]
deps = ["Artifacts", "JLLWrappers", "Libdl", "Pkg"]
git-tree-sha1 = "0b4a5d71f3e5200a7dff793393e09dfc2d874290"
uuid = "e9f186c6-92d2-5b65-8a66-fee21dc1b490"
version = "3.2.2+1"

[[deps.Libgcrypt_jll]]
deps = ["Artifacts", "JLLWrappers", "Libdl", "Libgpg_error_jll", "Pkg"]
git-tree-sha1 = "64613c82a59c120435c067c2b809fc61cf5166ae"
uuid = "d4300ac3-e22c-5743-9152-c294e39db1e4"
version = "1.8.7+0"

[[deps.Libglvnd_jll]]
deps = ["Artifacts", "JLLWrappers", "Libdl", "Pkg", "Xorg_libX11_jll", "Xorg_libXext_jll"]
git-tree-sha1 = "6f73d1dd803986947b2c750138528a999a6c7733"
uuid = "7e76a0d4-f3c7-5321-8279-8d96eeed0f29"
version = "1.6.0+0"

[[deps.Libgpg_error_jll]]
deps = ["Artifacts", "JLLWrappers", "Libdl", "Pkg"]
git-tree-sha1 = "c333716e46366857753e273ce6a69ee0945a6db9"
uuid = "7add5ba3-2f88-524e-9cd5-f83b8a55f7b8"
version = "1.42.0+0"

[[deps.Libiconv_jll]]
deps = ["Artifacts", "JLLWrappers", "Libdl"]
git-tree-sha1 = "f9557a255370125b405568f9767d6d195822a175"
uuid = "94ce4f54-9a6c-5748-9c1c-f9c7231a4531"
version = "1.17.0+0"

[[deps.Libmount_jll]]
deps = ["Artifacts", "JLLWrappers", "Libdl", "Pkg"]
git-tree-sha1 = "9c30530bf0effd46e15e0fdcf2b8636e78cbbd73"
uuid = "4b2f31a3-9ecc-558c-b454-b3730dcb73e9"
version = "2.35.0+0"

[[deps.Libtiff_jll]]
deps = ["Artifacts", "JLLWrappers", "JpegTurbo_jll", "LERC_jll", "Libdl", "XZ_jll", "Zlib_jll", "Zstd_jll"]
git-tree-sha1 = "2da088d113af58221c52828a80378e16be7d037a"
uuid = "89763e89-9b03-5906-acba-b20f662cd828"
version = "4.5.1+1"

[[deps.Libuuid_jll]]
deps = ["Artifacts", "JLLWrappers", "Libdl", "Pkg"]
git-tree-sha1 = "7f3efec06033682db852f8b3bc3c1d2b0a0ab066"
uuid = "38a345b3-de98-5d2b-a5d3-14cd9215e700"
version = "2.36.0+0"

[[deps.LinearAlgebra]]
deps = ["Libdl", "OpenBLAS_jll", "libblastrampoline_jll"]
uuid = "37e2e46d-f89d-539d-b4ee-838fcccc9c8e"

[[deps.LogExpFunctions]]
deps = ["DocStringExtensions", "IrrationalConstants", "LinearAlgebra"]
git-tree-sha1 = "18144f3e9cbe9b15b070288eef858f71b291ce37"
uuid = "2ab3a3ac-af41-5b50-aa03-7779005ae688"
version = "0.3.27"

    [deps.LogExpFunctions.extensions]
    LogExpFunctionsChainRulesCoreExt = "ChainRulesCore"
    LogExpFunctionsChangesOfVariablesExt = "ChangesOfVariables"
    LogExpFunctionsInverseFunctionsExt = "InverseFunctions"

    [deps.LogExpFunctions.weakdeps]
    ChainRulesCore = "d360d2e6-b24c-11e9-a2a3-2a2ae2dbcce4"
    ChangesOfVariables = "9e997f8a-9a97-42d5-a9f1-ce6bfc15e2c0"
    InverseFunctions = "3587e190-3f89-42d0-90ee-14403ec27112"

[[deps.Logging]]
uuid = "56ddb016-857b-54e1-b83d-db4d58db5568"

[[deps.LoggingExtras]]
deps = ["Dates", "Logging"]
git-tree-sha1 = "c1dd6d7978c12545b4179fb6153b9250c96b0075"
uuid = "e6f89c97-d47a-5376-807f-9c37f3926c36"
version = "1.0.3"

[[deps.MIMEs]]
git-tree-sha1 = "65f28ad4b594aebe22157d6fac869786a255b7eb"
uuid = "6c6e2e6c-3030-632d-7369-2d6c69616d65"
version = "0.1.4"

[[deps.MLFlowClient]]
deps = ["Dates", "FilePathsBase", "HTTP", "JSON", "ShowCases", "URIs", "UUIDs"]
git-tree-sha1 = "ea8a8dea5d252489d930763e5d6af4795930e0e2"
uuid = "64a0f543-368b-4a9a-827a-e71edb2a0b83"
version = "0.4.5"

[[deps.MLJ]]
deps = ["CategoricalArrays", "ComputationalResources", "Distributed", "Distributions", "LinearAlgebra", "MLJBalancing", "MLJBase", "MLJEnsembles", "MLJFlow", "MLJIteration", "MLJModels", "MLJTuning", "OpenML", "Pkg", "ProgressMeter", "Random", "Reexport", "ScientificTypes", "StatisticalMeasures", "Statistics", "StatsBase", "Tables"]
git-tree-sha1 = "981196c41a23cbc1befbad190558b1f0ebb97910"
uuid = "add582a8-e3ab-11e8-2d5e-e98b27df1bc7"
version = "0.20.2"

[[deps.MLJBalancing]]
deps = ["MLJBase", "MLJModelInterface", "MLUtils", "OrderedCollections", "Random", "StatsBase"]
git-tree-sha1 = "f02e28f9f3c54a138db12a97a5d823e5e572c2d6"
uuid = "45f359ea-796d-4f51-95a5-deb1a414c586"
version = "0.1.4"

[[deps.MLJBase]]
deps = ["CategoricalArrays", "CategoricalDistributions", "ComputationalResources", "Dates", "DelimitedFiles", "Distributed", "Distributions", "InteractiveUtils", "InvertedIndices", "LearnAPI", "LinearAlgebra", "MLJModelInterface", "Missings", "OrderedCollections", "Parameters", "PrettyTables", "ProgressMeter", "Random", "RecipesBase", "Reexport", "ScientificTypes", "Serialization", "StatisticalMeasuresBase", "StatisticalTraits", "Statistics", "StatsBase", "Tables"]
git-tree-sha1 = "4927a192f5b5156f3952f3f0dbbb4b207eef0836"
uuid = "a7f614a8-145f-11e9-1d2a-a57a1082229d"
version = "1.1.1"
weakdeps = ["StatisticalMeasures"]

    [deps.MLJBase.extensions]
    DefaultMeasuresExt = "StatisticalMeasures"

[[deps.MLJEnsembles]]
deps = ["CategoricalArrays", "CategoricalDistributions", "ComputationalResources", "Distributed", "Distributions", "MLJModelInterface", "ProgressMeter", "Random", "ScientificTypesBase", "StatisticalMeasuresBase", "StatsBase"]
git-tree-sha1 = "94403b2c8f692011df6731913376e0e37f6c0fe9"
uuid = "50ed68f4-41fd-4504-931a-ed422449fee0"
version = "0.4.0"

[[deps.MLJFlow]]
deps = ["MLFlowClient", "MLJBase", "MLJModelInterface"]
git-tree-sha1 = "89d0e7a7e08359476482f20b2d8ff12080d171ee"
uuid = "7b7b8358-b45c-48ea-a8ef-7ca328ad328f"
version = "0.3.0"

[[deps.MLJIteration]]
deps = ["IterationControl", "MLJBase", "Random", "Serialization"]
git-tree-sha1 = "991e10d4c8da49d534e312e8a4fbe56b7ac6f70c"
uuid = "614be32b-d00c-4edb-bd02-1eb411ab5e55"
version = "0.6.0"

[[deps.MLJModelInterface]]
deps = ["Random", "ScientificTypesBase", "StatisticalTraits"]
git-tree-sha1 = "14bd8088cf7cd1676aa83a57004f8d23d43cd81e"
uuid = "e80e1ace-859a-464e-9ed9-23947d8ae3ea"
version = "1.9.5"

[[deps.MLJModels]]
deps = ["CategoricalArrays", "CategoricalDistributions", "Combinatorics", "Dates", "Distances", "Distributions", "InteractiveUtils", "LinearAlgebra", "MLJModelInterface", "Markdown", "OrderedCollections", "Parameters", "Pkg", "PrettyPrinting", "REPL", "Random", "RelocatableFolders", "ScientificTypes", "StatisticalTraits", "Statistics", "StatsBase", "Tables"]
git-tree-sha1 = "6868ebd0963fd3d6bfd6d5389dddd0219070120e"
uuid = "d491faf4-2d78-11e9-2867-c94bc002c0b7"
version = "0.16.15"

[[deps.MLJTuning]]
deps = ["ComputationalResources", "Distributed", "Distributions", "LatinHypercubeSampling", "MLJBase", "ProgressMeter", "Random", "RecipesBase", "StatisticalMeasuresBase"]
git-tree-sha1 = "8d435794dbfba25509f6b32ab5e55779db1bfda2"
uuid = "03970b2e-30c4-11ea-3135-d1576263f10f"
version = "0.8.1"

[[deps.MLStyle]]
git-tree-sha1 = "bc38dff0548128765760c79eb7388a4b37fae2c8"
uuid = "d8e11817-5142-5d16-987a-aa16d5891078"
version = "0.4.17"

[[deps.MLUtils]]
deps = ["ChainRulesCore", "Compat", "DataAPI", "DelimitedFiles", "FLoops", "NNlib", "Random", "ShowCases", "SimpleTraits", "Statistics", "StatsBase", "Tables", "Transducers"]
git-tree-sha1 = "b45738c2e3d0d402dffa32b2c1654759a2ac35a4"
uuid = "f1d291b0-491e-4a28-83b9-f70985020b54"
version = "0.4.4"

[[deps.MacroTools]]
deps = ["Markdown", "Random"]
git-tree-sha1 = "2fa9ee3e63fd3a4f7a9a4f4744a52f4856de82df"
uuid = "1914dd2f-81c6-5fcd-8719-6d5c9610ff09"
version = "0.5.13"

[[deps.Markdown]]
deps = ["Base64"]
uuid = "d6f4376e-aef5-505a-96c1-9c027394607a"

[[deps.MbedTLS]]
deps = ["Dates", "MbedTLS_jll", "MozillaCACerts_jll", "NetworkOptions", "Random", "Sockets"]
git-tree-sha1 = "c067a280ddc25f196b5e7df3877c6b226d390aaf"
uuid = "739be429-bea8-5141-9913-cc70e7f3736d"
version = "1.1.9"

[[deps.MbedTLS_jll]]
deps = ["Artifacts", "Libdl"]
uuid = "c8ffd9c3-330d-5841-b78e-0817d7145fa1"
version = "2.28.2+1"

[[deps.Measures]]
git-tree-sha1 = "c13304c81eec1ed3af7fc20e75fb6b26092a1102"
uuid = "442fdcdd-2543-5da2-b0f3-8c86c306513e"
version = "0.3.2"

[[deps.MicroCollections]]
deps = ["BangBang", "InitialValues", "Setfield"]
git-tree-sha1 = "629afd7d10dbc6935ec59b32daeb33bc4460a42e"
uuid = "128add7d-3638-4c79-886c-908ea0c25c34"
version = "0.1.4"

[[deps.Missings]]
deps = ["DataAPI"]
git-tree-sha1 = "f66bdc5de519e8f8ae43bdc598782d35a25b1272"
uuid = "e1d29d7a-bbdc-5cf2-9ac0-f12de2c33e28"
version = "1.1.0"

[[deps.Mmap]]
uuid = "a63ad114-7e13-5084-954f-fe012c677804"

[[deps.MozillaCACerts_jll]]
uuid = "14a3606d-f60d-562e-9121-12d972cd8159"
version = "2023.1.10"

[[deps.NNlib]]
deps = ["Adapt", "Atomix", "ChainRulesCore", "GPUArraysCore", "KernelAbstractions", "LinearAlgebra", "Pkg", "Random", "Requires", "Statistics"]
git-tree-sha1 = "877f15c331337d54cf24c797d5bcb2e48ce21221"
uuid = "872c559c-99b0-510c-b3b7-b6c96a88d5cd"
version = "0.9.12"

    [deps.NNlib.extensions]
    NNlibAMDGPUExt = "AMDGPU"
    NNlibCUDACUDNNExt = ["CUDA", "cuDNN"]
    NNlibCUDAExt = "CUDA"
    NNlibEnzymeCoreExt = "EnzymeCore"

    [deps.NNlib.weakdeps]
    AMDGPU = "21141c5a-9bdb-4563-92ae-f87d6854732e"
    CUDA = "052768ef-5323-5732-b1bb-66c8b64840ba"
    EnzymeCore = "f151be2c-9106-41f4-ab19-57ee4f262869"
    cuDNN = "02a925ec-e4fe-4b08-9a7e-0d78e3d38ccd"

[[deps.NaNMath]]
deps = ["OpenLibm_jll"]
git-tree-sha1 = "0877504529a3e5c3343c6f8b4c0381e57e4387e4"
uuid = "77ba4419-2d1f-58cd-9bb1-8ffee604a2e3"
version = "1.0.2"

[[deps.NameResolution]]
deps = ["PrettyPrint"]
git-tree-sha1 = "1a0fa0e9613f46c9b8c11eee38ebb4f590013c5e"
uuid = "71a1bf82-56d0-4bbc-8a3c-48b961074391"
version = "0.1.5"

[[deps.NearestNeighborModels]]
deps = ["Distances", "FillArrays", "InteractiveUtils", "LinearAlgebra", "MLJModelInterface", "NearestNeighbors", "Statistics", "StatsBase", "Tables"]
git-tree-sha1 = "e411143a8362926e4284a54e745972e939fbab78"
uuid = "636a865e-7cf4-491e-846c-de09b730eb36"
version = "0.2.3"

[[deps.NearestNeighbors]]
deps = ["Distances", "StaticArrays"]
git-tree-sha1 = "ded64ff6d4fdd1cb68dfcbb818c69e144a5b2e4c"
uuid = "b8a86587-4115-5ab1-83bc-aa920d37bbce"
version = "0.4.16"

[[deps.NetworkOptions]]
uuid = "ca575930-c2e3-43a9-ace4-1e988b2c1908"
version = "1.2.0"

[[deps.Ogg_jll]]
deps = ["Artifacts", "JLLWrappers", "Libdl", "Pkg"]
git-tree-sha1 = "887579a3eb005446d514ab7aeac5d1d027658b8f"
uuid = "e7412a2a-1a6e-54c0-be00-318e2571c051"
version = "1.3.5+1"

[[deps.OpenBLAS_jll]]
deps = ["Artifacts", "CompilerSupportLibraries_jll", "Libdl"]
uuid = "4536629a-c528-5b80-bd46-f80d51c5b363"
version = "0.3.23+4"

[[deps.OpenLibm_jll]]
deps = ["Artifacts", "Libdl"]
uuid = "05823500-19ac-5b8b-9628-191a04bc5112"
version = "0.8.1+2"

[[deps.OpenML]]
deps = ["ARFFFiles", "HTTP", "JSON", "Markdown", "Pkg", "Scratch"]
git-tree-sha1 = "6efb039ae888699d5a74fb593f6f3e10c7193e33"
uuid = "8b6db2d4-7670-4922-a472-f9537c81ab66"
version = "0.3.1"

[[deps.OpenSSL]]
deps = ["BitFlags", "Dates", "MozillaCACerts_jll", "OpenSSL_jll", "Sockets"]
git-tree-sha1 = "51901a49222b09e3743c65b8847687ae5fc78eb2"
uuid = "4d8831e6-92b7-49fb-bdf8-b643e874388c"
version = "1.4.1"

[[deps.OpenSSL_jll]]
deps = ["Artifacts", "JLLWrappers", "Libdl"]
git-tree-sha1 = "60e3045590bd104a16fefb12836c00c0ef8c7f8c"
uuid = "458c3c95-2e84-50aa-8efc-19380b2a3a95"
version = "3.0.13+0"

[[deps.OpenSpecFun_jll]]
deps = ["Artifacts", "CompilerSupportLibraries_jll", "JLLWrappers", "Libdl", "Pkg"]
git-tree-sha1 = "13652491f6856acfd2db29360e1bbcd4565d04f1"
uuid = "efe28fd5-8261-553b-a9e1-b2916fc3738e"
version = "0.5.5+0"

[[deps.Opus_jll]]
deps = ["Artifacts", "JLLWrappers", "Libdl", "Pkg"]
git-tree-sha1 = "51a08fb14ec28da2ec7a927c4337e4332c2a4720"
uuid = "91d4177d-7536-5919-b921-800302f37372"
version = "1.3.2+0"

[[deps.OrderedCollections]]
git-tree-sha1 = "dfdf5519f235516220579f949664f1bf44e741c5"
uuid = "bac558e1-5e72-5ebc-8fee-abe8a469f55d"
version = "1.6.3"

[[deps.PCRE2_jll]]
deps = ["Artifacts", "Libdl"]
uuid = "efcefdf7-47ab-520b-bdef-62a2eaa19f15"
version = "10.42.0+1"

[[deps.PDMats]]
deps = ["LinearAlgebra", "SparseArrays", "SuiteSparse"]
git-tree-sha1 = "949347156c25054de2db3b166c52ac4728cbad65"
uuid = "90014a1f-27ba-587c-ab20-58faa44d9150"
version = "0.11.31"

[[deps.Parameters]]
deps = ["OrderedCollections", "UnPack"]
git-tree-sha1 = "34c0e9ad262e5f7fc75b10a9952ca7692cfc5fbe"
uuid = "d96e819e-fc66-5662-9728-84c9c7592b0a"
version = "0.12.3"

[[deps.Parsers]]
deps = ["Dates", "PrecompileTools", "UUIDs"]
git-tree-sha1 = "8489905bcdbcfac64d1daa51ca07c0d8f0283821"
uuid = "69de0a69-1ddd-5017-9359-2bf0b02dc9f0"
version = "2.8.1"

[[deps.Pipe]]
git-tree-sha1 = "6842804e7867b115ca9de748a0cf6b364523c16d"
uuid = "b98c9c47-44ae-5843-9183-064241ee97a0"
version = "1.3.0"

[[deps.Pixman_jll]]
deps = ["Artifacts", "CompilerSupportLibraries_jll", "JLLWrappers", "LLVMOpenMP_jll", "Libdl"]
git-tree-sha1 = "64779bc4c9784fee475689a1752ef4d5747c5e87"
uuid = "30392449-352a-5448-841d-b1acce4e97dc"
version = "0.42.2+0"

[[deps.Pkg]]
deps = ["Artifacts", "Dates", "Downloads", "FileWatching", "LibGit2", "Libdl", "Logging", "Markdown", "Printf", "REPL", "Random", "SHA", "Serialization", "TOML", "Tar", "UUIDs", "p7zip_jll"]
uuid = "44cfe95a-1eb2-52ea-b672-e2afdf69b78f"
version = "1.10.0"

[[deps.PlotThemes]]
deps = ["PlotUtils", "Statistics"]
git-tree-sha1 = "1f03a2d339f42dca4a4da149c7e15e9b896ad899"
uuid = "ccf2f8ad-2431-5c83-bf29-c5338b663b6a"
version = "3.1.0"

[[deps.PlotUtils]]
deps = ["ColorSchemes", "Colors", "Dates", "PrecompileTools", "Printf", "Random", "Reexport", "Statistics"]
git-tree-sha1 = "862942baf5663da528f66d24996eb6da85218e76"
uuid = "995b91a9-d308-5afd-9ec6-746e21dbc043"
version = "1.4.0"

[[deps.Plots]]
deps = ["Base64", "Contour", "Dates", "Downloads", "FFMPEG", "FixedPointNumbers", "GR", "JLFzf", "JSON", "LaTeXStrings", "Latexify", "LinearAlgebra", "Measures", "NaNMath", "Pkg", "PlotThemes", "PlotUtils", "PrecompileTools", "Printf", "REPL", "Random", "RecipesBase", "RecipesPipeline", "Reexport", "RelocatableFolders", "Requires", "Scratch", "Showoff", "SparseArrays", "Statistics", "StatsBase", "UUIDs", "UnicodeFun", "UnitfulLatexify", "Unzip"]
git-tree-sha1 = "c4fa93d7d66acad8f6f4ff439576da9d2e890ee0"
uuid = "91a5bcdd-55d7-5caf-9e0b-520d859cae80"
version = "1.40.1"

    [deps.Plots.extensions]
    FileIOExt = "FileIO"
    GeometryBasicsExt = "GeometryBasics"
    IJuliaExt = "IJulia"
    ImageInTerminalExt = "ImageInTerminal"
    UnitfulExt = "Unitful"

    [deps.Plots.weakdeps]
    FileIO = "5789e2e9-d7fb-5bc7-8068-2c6fae9b9549"
    GeometryBasics = "5c1252a2-5f33-56bf-86c9-59e7332b4326"
    IJulia = "7073ff75-c697-5162-941a-fcdaad2a7d2a"
    ImageInTerminal = "d8c32880-2388-543b-8c61-d9f865259254"
    Unitful = "1986cc42-f94f-5a68-af5c-568840ba703d"

[[deps.PlutoUI]]
deps = ["AbstractPlutoDingetjes", "Base64", "ColorTypes", "Dates", "FixedPointNumbers", "Hyperscript", "HypertextLiteral", "IOCapture", "InteractiveUtils", "JSON", "Logging", "MIMEs", "Markdown", "Random", "Reexport", "URIs", "UUIDs"]
git-tree-sha1 = "71a22244e352aa8c5f0f2adde4150f62368a3f2e"
uuid = "7f904dfe-b85e-4ff6-b463-dae2292396a8"
version = "0.7.58"

[[deps.PooledArrays]]
deps = ["DataAPI", "Future"]
git-tree-sha1 = "36d8b4b899628fb92c2749eb488d884a926614d3"
uuid = "2dfb63ee-cc39-5dd5-95bd-886bf059d720"
version = "1.4.3"

[[deps.PrecompileTools]]
deps = ["Preferences"]
git-tree-sha1 = "03b4c25b43cb84cee5c90aa9b5ea0a78fd848d2f"
uuid = "aea7be01-6a6a-4083-8856-8a6e6704d82a"
version = "1.2.0"

[[deps.Preferences]]
deps = ["TOML"]
git-tree-sha1 = "00805cd429dcb4870060ff49ef443486c262e38e"
uuid = "21216c6a-2e73-6563-6e65-726566657250"
version = "1.4.1"

[[deps.PrettyPrint]]
git-tree-sha1 = "632eb4abab3449ab30c5e1afaa874f0b98b586e4"
uuid = "8162dcfd-2161-5ef2-ae6c-7681170c5f98"
version = "0.2.0"

[[deps.PrettyPrinting]]
git-tree-sha1 = "142ee93724a9c5d04d78df7006670a93ed1b244e"
uuid = "54e16d92-306c-5ea0-a30b-337be88ac337"
version = "0.4.2"

[[deps.PrettyTables]]
deps = ["Crayons", "LaTeXStrings", "Markdown", "PrecompileTools", "Printf", "Reexport", "StringManipulation", "Tables"]
git-tree-sha1 = "88b895d13d53b5577fd53379d913b9ab9ac82660"
uuid = "08abe8d2-0d0c-5749-adfa-8a2ac140af0d"
version = "2.3.1"

[[deps.Printf]]
deps = ["Unicode"]
uuid = "de0858da-6303-5e67-8744-51eddeeeb8d7"

[[deps.ProgressMeter]]
deps = ["Distributed", "Printf"]
git-tree-sha1 = "00099623ffee15972c16111bcf84c58a0051257c"
uuid = "92933f4c-e287-5a05-a399-4b506db050ca"
version = "1.9.0"

[[deps.Qt6Base_jll]]
deps = ["Artifacts", "CompilerSupportLibraries_jll", "Fontconfig_jll", "Glib_jll", "JLLWrappers", "Libdl", "Libglvnd_jll", "OpenSSL_jll", "Vulkan_Loader_jll", "Xorg_libSM_jll", "Xorg_libXext_jll", "Xorg_libXrender_jll", "Xorg_libxcb_jll", "Xorg_xcb_util_cursor_jll", "Xorg_xcb_util_image_jll", "Xorg_xcb_util_keysyms_jll", "Xorg_xcb_util_renderutil_jll", "Xorg_xcb_util_wm_jll", "Zlib_jll", "libinput_jll", "xkbcommon_jll"]
git-tree-sha1 = "37b7bb7aabf9a085e0044307e1717436117f2b3b"
uuid = "c0090381-4147-56d7-9ebc-da0b1113ec56"
version = "6.5.3+1"

[[deps.QuadGK]]
deps = ["DataStructures", "LinearAlgebra"]
git-tree-sha1 = "9b23c31e76e333e6fb4c1595ae6afa74966a729e"
uuid = "1fd47b50-473d-5c70-9696-f719f8f3bcdc"
version = "2.9.4"

[[deps.REPL]]
deps = ["InteractiveUtils", "Markdown", "Sockets", "Unicode"]
uuid = "3fa0cd96-eef1-5676-8a61-b3b8758bbffb"

[[deps.Random]]
deps = ["SHA"]
uuid = "9a3f8284-a2c9-5f02-9a11-845980a1fd5c"

[[deps.RecipesBase]]
deps = ["PrecompileTools"]
git-tree-sha1 = "5c3d09cc4f31f5fc6af001c250bf1278733100ff"
uuid = "3cdcf5f2-1ef4-517c-9805-6587b60abb01"
version = "1.3.4"

[[deps.RecipesPipeline]]
deps = ["Dates", "NaNMath", "PlotUtils", "PrecompileTools", "RecipesBase"]
git-tree-sha1 = "45cf9fd0ca5839d06ef333c8201714e888486342"
uuid = "01d81517-befc-4cb6-b9ec-a95719d0359c"
version = "0.6.12"

[[deps.Reexport]]
git-tree-sha1 = "45e428421666073eab6f2da5c9d310d99bb12f9b"
uuid = "189a3867-3050-52da-a836-e630ba90ab69"
version = "1.2.2"

[[deps.RelocatableFolders]]
deps = ["SHA", "Scratch"]
git-tree-sha1 = "ffdaf70d81cf6ff22c2b6e733c900c3321cab864"
uuid = "05181044-ff0b-4ac5-8273-598c1e38db00"
version = "1.0.1"

[[deps.Requires]]
deps = ["UUIDs"]
git-tree-sha1 = "838a3a4188e2ded87a4f9f184b4b0d78a1e91cb7"
uuid = "ae029012-a4dd-5104-9daa-d747884805df"
version = "1.3.0"

[[deps.Rmath]]
deps = ["Random", "Rmath_jll"]
git-tree-sha1 = "f65dcb5fa46aee0cf9ed6274ccbd597adc49aa7b"
uuid = "79098fc4-a85e-5d69-aa6a-4863f24498fa"
version = "0.7.1"

[[deps.Rmath_jll]]
deps = ["Artifacts", "JLLWrappers", "Libdl", "Pkg"]
git-tree-sha1 = "6ed52fdd3382cf21947b15e8870ac0ddbff736da"
uuid = "f50d1b31-88e8-58de-be2c-1cc44531875f"
version = "0.4.0+0"

[[deps.SHA]]
uuid = "ea8e919c-243c-51af-8825-aaa63cd721ce"
version = "0.7.0"

[[deps.ScientificTypes]]
deps = ["CategoricalArrays", "ColorTypes", "Dates", "Distributions", "PrettyTables", "Reexport", "ScientificTypesBase", "StatisticalTraits", "Tables"]
git-tree-sha1 = "75ccd10ca65b939dab03b812994e571bf1e3e1da"
uuid = "321657f4-b219-11e9-178b-2701a2544e81"
version = "3.0.2"

[[deps.ScientificTypesBase]]
git-tree-sha1 = "a8e18eb383b5ecf1b5e6fc237eb39255044fd92b"
uuid = "30f210dd-8aff-4c5f-94ba-8e64358c1161"
version = "3.0.0"

[[deps.Scratch]]
deps = ["Dates"]
git-tree-sha1 = "3bac05bc7e74a75fd9cba4295cde4045d9fe2386"
uuid = "6c6a2e73-6563-6170-7368-637461726353"
version = "1.2.1"

[[deps.SentinelArrays]]
deps = ["Dates", "Random"]
git-tree-sha1 = "0e7508ff27ba32f26cd459474ca2ede1bc10991f"
uuid = "91c51154-3ec4-41a3-a24f-3f23e20d615c"
version = "1.4.1"

[[deps.Serialization]]
uuid = "9e88b42a-f829-5b0c-bbe9-9e923198166b"

[[deps.Setfield]]
deps = ["ConstructionBase", "Future", "MacroTools", "StaticArraysCore"]
git-tree-sha1 = "e2cc6d8c88613c05e1defb55170bf5ff211fbeac"
uuid = "efcf1570-3423-57d1-acb7-fd33fddbac46"
version = "1.1.1"

[[deps.ShowCases]]
git-tree-sha1 = "7f534ad62ab2bd48591bdeac81994ea8c445e4a5"
uuid = "605ecd9f-84a6-4c9e-81e2-4798472b76a3"
version = "0.1.0"

[[deps.Showoff]]
deps = ["Dates", "Grisu"]
git-tree-sha1 = "91eddf657aca81df9ae6ceb20b959ae5653ad1de"
uuid = "992d4aef-0814-514b-bc4d-f2e9a6c4116f"
version = "1.0.3"

[[deps.SimpleBufferStream]]
git-tree-sha1 = "874e8867b33a00e784c8a7e4b60afe9e037b74e1"
uuid = "777ac1f9-54b0-4bf8-805c-2214025038e7"
version = "1.1.0"

[[deps.SimpleTraits]]
deps = ["InteractiveUtils", "MacroTools"]
git-tree-sha1 = "5d7e3f4e11935503d3ecaf7186eac40602e7d231"
uuid = "699a6c99-e7fa-54fc-8d76-47d257e15c1d"
version = "0.9.4"

[[deps.Sockets]]
uuid = "6462fe0b-24de-5631-8697-dd941f90decc"

[[deps.SortingAlgorithms]]
deps = ["DataStructures"]
git-tree-sha1 = "66e0a8e672a0bdfca2c3f5937efb8538b9ddc085"
uuid = "a2af1166-a08f-5f64-846c-94a0d3cef48c"
version = "1.2.1"

[[deps.SparseArrays]]
deps = ["Libdl", "LinearAlgebra", "Random", "Serialization", "SuiteSparse_jll"]
uuid = "2f01184e-e22b-5df5-ae63-d93ebab69eaf"
version = "1.10.0"

[[deps.SpecialFunctions]]
deps = ["IrrationalConstants", "LogExpFunctions", "OpenLibm_jll", "OpenSpecFun_jll"]
git-tree-sha1 = "e2cfc4012a19088254b3950b85c3c1d8882d864d"
uuid = "276daf66-3868-5448-9aa4-cd146d93841b"
version = "2.3.1"
weakdeps = ["ChainRulesCore"]

    [deps.SpecialFunctions.extensions]
    SpecialFunctionsChainRulesCoreExt = "ChainRulesCore"

[[deps.SplittablesBase]]
deps = ["Setfield", "Test"]
git-tree-sha1 = "e08a62abc517eb79667d0a29dc08a3b589516bb5"
uuid = "171d559e-b47b-412a-8079-5efa626c420e"
version = "0.1.15"

[[deps.StableRNGs]]
deps = ["Random", "Test"]
git-tree-sha1 = "ddc1a7b85e760b5285b50b882fa91e40c603be47"
uuid = "860ef19b-820b-49d6-a774-d7a799459cd3"
version = "1.0.1"

[[deps.StaticArrays]]
deps = ["LinearAlgebra", "PrecompileTools", "Random", "StaticArraysCore"]
git-tree-sha1 = "bf074c045d3d5ffd956fa0a461da38a44685d6b2"
uuid = "90137ffa-7385-5640-81b9-e52037218182"
version = "1.9.3"
weakdeps = ["ChainRulesCore", "Statistics"]

    [deps.StaticArrays.extensions]
    StaticArraysChainRulesCoreExt = "ChainRulesCore"
    StaticArraysStatisticsExt = "Statistics"

[[deps.StaticArraysCore]]
git-tree-sha1 = "36b3d696ce6366023a0ea192b4cd442268995a0d"
uuid = "1e83bf80-4336-4d27-bf5d-d5a4f845583c"
version = "1.4.2"

[[deps.StatisticalMeasures]]
deps = ["CategoricalArrays", "CategoricalDistributions", "Distributions", "LearnAPI", "LinearAlgebra", "MacroTools", "OrderedCollections", "PrecompileTools", "ScientificTypesBase", "StatisticalMeasuresBase", "Statistics", "StatsBase"]
git-tree-sha1 = "d2c1ab65dbfb02a35442dfc479809a321a44e765"
uuid = "a19d573c-0a75-4610-95b3-7071388c7541"
version = "0.1.5"

    [deps.StatisticalMeasures.extensions]
    LossFunctionsExt = "LossFunctions"
    ScientificTypesExt = "ScientificTypes"

    [deps.StatisticalMeasures.weakdeps]
    LossFunctions = "30fc2ffe-d236-52d8-8643-a9d8f7c094a7"
    ScientificTypes = "321657f4-b219-11e9-178b-2701a2544e81"

[[deps.StatisticalMeasuresBase]]
deps = ["CategoricalArrays", "InteractiveUtils", "MLUtils", "MacroTools", "OrderedCollections", "PrecompileTools", "ScientificTypesBase", "Statistics"]
git-tree-sha1 = "17dfb22e2e4ccc9cd59b487dce52883e0151b4d3"
uuid = "c062fc1d-0d66-479b-b6ac-8b44719de4cc"
version = "0.1.1"

[[deps.StatisticalTraits]]
deps = ["ScientificTypesBase"]
git-tree-sha1 = "30b9236691858e13f167ce829490a68e1a597782"
uuid = "64bff920-2084-43da-a3e6-9bb72801c0c9"
version = "3.2.0"

[[deps.Statistics]]
deps = ["LinearAlgebra", "SparseArrays"]
uuid = "10745b16-79ce-11e8-11f9-7d13ad32a3b2"
version = "1.10.0"

[[deps.StatsAPI]]
deps = ["LinearAlgebra"]
git-tree-sha1 = "1ff449ad350c9c4cbc756624d6f8a8c3ef56d3ed"
uuid = "82ae8749-77ed-4fe6-ae5f-f523153014b0"
version = "1.7.0"

[[deps.StatsBase]]
deps = ["DataAPI", "DataStructures", "LinearAlgebra", "LogExpFunctions", "Missings", "Printf", "Random", "SortingAlgorithms", "SparseArrays", "Statistics", "StatsAPI"]
git-tree-sha1 = "1d77abd07f617c4868c33d4f5b9e1dbb2643c9cf"
uuid = "2913bbd2-ae8a-5f71-8c99-4fb6c76f3a91"
version = "0.34.2"

[[deps.StatsFuns]]
deps = ["HypergeometricFunctions", "IrrationalConstants", "LogExpFunctions", "Reexport", "Rmath", "SpecialFunctions"]
git-tree-sha1 = "cef0472124fab0695b58ca35a77c6fb942fdab8a"
uuid = "4c63d2b9-4356-54db-8cca-17b64c39e42c"
version = "1.3.1"

    [deps.StatsFuns.extensions]
    StatsFunsChainRulesCoreExt = "ChainRulesCore"
    StatsFunsInverseFunctionsExt = "InverseFunctions"

    [deps.StatsFuns.weakdeps]
    ChainRulesCore = "d360d2e6-b24c-11e9-a2a3-2a2ae2dbcce4"
    InverseFunctions = "3587e190-3f89-42d0-90ee-14403ec27112"

[[deps.StringManipulation]]
deps = ["PrecompileTools"]
git-tree-sha1 = "a04cabe79c5f01f4d723cc6704070ada0b9d46d5"
uuid = "892a3eda-7b42-436c-8928-eab12a02cf0e"
version = "0.3.4"

[[deps.SuiteSparse]]
deps = ["Libdl", "LinearAlgebra", "Serialization", "SparseArrays"]
uuid = "4607b0f0-06f3-5cda-b6b1-a6196a1729e9"

[[deps.SuiteSparse_jll]]
deps = ["Artifacts", "Libdl", "libblastrampoline_jll"]
uuid = "bea87d4a-7f5b-5778-9afe-8cc45184846c"
version = "7.2.1+1"

[[deps.TOML]]
deps = ["Dates"]
uuid = "fa267f1f-6049-4f14-aa54-33bafae1ed76"
version = "1.0.3"

[[deps.TableTraits]]
deps = ["IteratorInterfaceExtensions"]
git-tree-sha1 = "c06b2f539df1c6efa794486abfb6ed2022561a39"
uuid = "3783bdb8-4a98-5b6b-af9a-565f29a5fe9c"
version = "1.0.1"

[[deps.Tables]]
deps = ["DataAPI", "DataValueInterfaces", "IteratorInterfaceExtensions", "LinearAlgebra", "OrderedCollections", "TableTraits"]
git-tree-sha1 = "cb76cf677714c095e535e3501ac7954732aeea2d"
uuid = "bd369af6-aec1-5ad0-b16a-f7cc5008161c"
version = "1.11.1"

[[deps.Tar]]
deps = ["ArgTools", "SHA"]
uuid = "a4e569a6-e804-4fa4-b0f3-eef7a1d5b13e"
version = "1.10.0"

[[deps.TensorCore]]
deps = ["LinearAlgebra"]
git-tree-sha1 = "1feb45f88d133a655e001435632f019a9a1bcdb6"
uuid = "62fd8b95-f654-4bbd-a8a5-9c27f68ccd50"
version = "0.1.1"

[[deps.Test]]
deps = ["InteractiveUtils", "Logging", "Random", "Serialization"]
uuid = "8dfed614-e22c-5e08-85e1-65c5234f0b40"

[[deps.TranscodingStreams]]
git-tree-sha1 = "54194d92959d8ebaa8e26227dbe3cdefcdcd594f"
uuid = "3bb67fe8-82b1-5028-8e26-92a6c54297fa"
version = "0.10.3"
weakdeps = ["Random", "Test"]

    [deps.TranscodingStreams.extensions]
    TestExt = ["Test", "Random"]

[[deps.Transducers]]
deps = ["Adapt", "ArgCheck", "BangBang", "Baselet", "CompositionsBase", "ConstructionBase", "DefineSingletons", "Distributed", "InitialValues", "Logging", "Markdown", "MicroCollections", "Requires", "Setfield", "SplittablesBase", "Tables"]
git-tree-sha1 = "3064e780dbb8a9296ebb3af8f440f787bb5332af"
uuid = "28d57a85-8fef-5791-bfe6-a80928e7c999"
version = "0.4.80"

    [deps.Transducers.extensions]
    TransducersBlockArraysExt = "BlockArrays"
    TransducersDataFramesExt = "DataFrames"
    TransducersLazyArraysExt = "LazyArrays"
    TransducersOnlineStatsBaseExt = "OnlineStatsBase"
    TransducersReferenceablesExt = "Referenceables"

    [deps.Transducers.weakdeps]
    BlockArrays = "8e7c35d0-a365-5155-bbbb-fb81a777f24e"
    DataFrames = "a93c6f00-e57d-5684-b7b6-d8193f3e46c0"
    LazyArrays = "5078a376-72f3-5289-bfd5-ec5146d43c02"
    OnlineStatsBase = "925886fa-5bf2-5e8e-b522-a9147a512338"
    Referenceables = "42d2dcc6-99eb-4e98-b66c-637b7d73030e"

[[deps.Tricks]]
git-tree-sha1 = "eae1bb484cd63b36999ee58be2de6c178105112f"
uuid = "410a4b4d-49e4-4fbc-ab6d-cb71b17b3775"
version = "0.1.8"

[[deps.URIs]]
git-tree-sha1 = "67db6cc7b3821e19ebe75791a9dd19c9b1188f2b"
uuid = "5c2747f8-b7ea-4ff2-ba2e-563bfd36b1d4"
version = "1.5.1"

[[deps.UUIDs]]
deps = ["Random", "SHA"]
uuid = "cf7118a7-6976-5b1a-9a39-7adc72f591a4"

[[deps.UnPack]]
git-tree-sha1 = "387c1f73762231e86e0c9c5443ce3b4a0a9a0c2b"
uuid = "3a884ed6-31ef-47d7-9d2a-63182c4928ed"
version = "1.0.2"

[[deps.Unicode]]
uuid = "4ec0a83e-493e-50e2-b9ac-8f72acf5a8f5"

[[deps.UnicodeFun]]
deps = ["REPL"]
git-tree-sha1 = "53915e50200959667e78a92a418594b428dffddf"
uuid = "1cfade01-22cf-5700-b092-accc4b62d6e1"
version = "0.4.1"

[[deps.Unitful]]
deps = ["Dates", "LinearAlgebra", "Random"]
git-tree-sha1 = "3c793be6df9dd77a0cf49d80984ef9ff996948fa"
uuid = "1986cc42-f94f-5a68-af5c-568840ba703d"
version = "1.19.0"

    [deps.Unitful.extensions]
    ConstructionBaseUnitfulExt = "ConstructionBase"
    InverseFunctionsUnitfulExt = "InverseFunctions"

    [deps.Unitful.weakdeps]
    ConstructionBase = "187b0558-2788-49d3-abe0-74a17ed4e7c9"
    InverseFunctions = "3587e190-3f89-42d0-90ee-14403ec27112"

[[deps.UnitfulLatexify]]
deps = ["LaTeXStrings", "Latexify", "Unitful"]
git-tree-sha1 = "e2d817cc500e960fdbafcf988ac8436ba3208bfd"
uuid = "45397f5d-5981-4c77-b2b3-fc36d6e9b728"
version = "1.6.3"

[[deps.UnsafeAtomics]]
git-tree-sha1 = "6331ac3440856ea1988316b46045303bef658278"
uuid = "013be700-e6cd-48c3-b4a1-df204f14c38f"
version = "0.2.1"

[[deps.UnsafeAtomicsLLVM]]
deps = ["LLVM", "UnsafeAtomics"]
git-tree-sha1 = "323e3d0acf5e78a56dfae7bd8928c989b4f3083e"
uuid = "d80eeb9a-aca5-4d75-85e5-170c8b632249"
version = "0.1.3"

[[deps.Unzip]]
git-tree-sha1 = "ca0969166a028236229f63514992fc073799bb78"
uuid = "41fe7b60-77ed-43a1-b4f0-825fd5a5650d"
version = "0.2.0"

[[deps.Vulkan_Loader_jll]]
deps = ["Artifacts", "JLLWrappers", "Libdl", "Wayland_jll", "Xorg_libX11_jll", "Xorg_libXrandr_jll", "xkbcommon_jll"]
git-tree-sha1 = "2f0486047a07670caad3a81a075d2e518acc5c59"
uuid = "a44049a8-05dd-5a78-86c9-5fde0876e88c"
version = "1.3.243+0"

[[deps.Wayland_jll]]
deps = ["Artifacts", "EpollShim_jll", "Expat_jll", "JLLWrappers", "Libdl", "Libffi_jll", "Pkg", "XML2_jll"]
git-tree-sha1 = "7558e29847e99bc3f04d6569e82d0f5c54460703"
uuid = "a2964d1f-97da-50d4-b82a-358c7fce9d89"
version = "1.21.0+1"

[[deps.Wayland_protocols_jll]]
deps = ["Artifacts", "JLLWrappers", "Libdl", "Pkg"]
git-tree-sha1 = "93f43ab61b16ddfb2fd3bb13b3ce241cafb0e6c9"
uuid = "2381bf8a-dfd0-557d-9999-79630e7b1b91"
version = "1.31.0+0"

[[deps.XML2_jll]]
deps = ["Artifacts", "JLLWrappers", "Libdl", "Libiconv_jll", "Zlib_jll"]
git-tree-sha1 = "07e470dabc5a6a4254ffebc29a1b3fc01464e105"
uuid = "02c8fc9c-b97f-50b9-bbe4-9be30ff0a78a"
version = "2.12.5+0"

[[deps.XSLT_jll]]
deps = ["Artifacts", "JLLWrappers", "Libdl", "Libgcrypt_jll", "Libgpg_error_jll", "Libiconv_jll", "Pkg", "XML2_jll", "Zlib_jll"]
git-tree-sha1 = "91844873c4085240b95e795f692c4cec4d805f8a"
uuid = "aed1982a-8fda-507f-9586-7b0439959a61"
version = "1.1.34+0"

[[deps.XZ_jll]]
deps = ["Artifacts", "JLLWrappers", "Libdl"]
git-tree-sha1 = "37195dcb94a5970397ad425b95a9a26d0befce3a"
uuid = "ffd25f8a-64ca-5728-b0f7-c24cf3aae800"
version = "5.6.0+0"

[[deps.Xorg_libICE_jll]]
deps = ["Libdl", "Pkg"]
git-tree-sha1 = "e5becd4411063bdcac16be8b66fc2f9f6f1e8fe5"
uuid = "f67eecfb-183a-506d-b269-f58e52b52d7c"
version = "1.0.10+1"

[[deps.Xorg_libSM_jll]]
deps = ["Libdl", "Pkg", "Xorg_libICE_jll"]
git-tree-sha1 = "4a9d9e4c180e1e8119b5ffc224a7b59d3a7f7e18"
uuid = "c834827a-8449-5923-a945-d239c165b7dd"
version = "1.2.3+0"

[[deps.Xorg_libX11_jll]]
deps = ["Artifacts", "JLLWrappers", "Libdl", "Xorg_libxcb_jll", "Xorg_xtrans_jll"]
git-tree-sha1 = "afead5aba5aa507ad5a3bf01f58f82c8d1403495"
uuid = "4f6342f7-b3d2-589e-9d20-edeb45f2b2bc"
version = "1.8.6+0"

[[deps.Xorg_libXau_jll]]
deps = ["Artifacts", "JLLWrappers", "Libdl"]
git-tree-sha1 = "6035850dcc70518ca32f012e46015b9beeda49d8"
uuid = "0c0b7dd1-d40b-584c-a123-a41640f87eec"
version = "1.0.11+0"

[[deps.Xorg_libXcursor_jll]]
deps = ["Artifacts", "JLLWrappers", "Libdl", "Pkg", "Xorg_libXfixes_jll", "Xorg_libXrender_jll"]
git-tree-sha1 = "12e0eb3bc634fa2080c1c37fccf56f7c22989afd"
uuid = "935fb764-8cf2-53bf-bb30-45bb1f8bf724"
version = "1.2.0+4"

[[deps.Xorg_libXdmcp_jll]]
deps = ["Artifacts", "JLLWrappers", "Libdl"]
git-tree-sha1 = "34d526d318358a859d7de23da945578e8e8727b7"
uuid = "a3789734-cfe1-5b06-b2d0-1dd0d9d62d05"
version = "1.1.4+0"

[[deps.Xorg_libXext_jll]]
deps = ["Artifacts", "JLLWrappers", "Libdl", "Pkg", "Xorg_libX11_jll"]
git-tree-sha1 = "b7c0aa8c376b31e4852b360222848637f481f8c3"
uuid = "1082639a-0dae-5f34-9b06-72781eeb8cb3"
version = "1.3.4+4"

[[deps.Xorg_libXfixes_jll]]
deps = ["Artifacts", "JLLWrappers", "Libdl", "Pkg", "Xorg_libX11_jll"]
git-tree-sha1 = "0e0dc7431e7a0587559f9294aeec269471c991a4"
uuid = "d091e8ba-531a-589c-9de9-94069b037ed8"
version = "5.0.3+4"

[[deps.Xorg_libXi_jll]]
deps = ["Artifacts", "JLLWrappers", "Libdl", "Pkg", "Xorg_libXext_jll", "Xorg_libXfixes_jll"]
git-tree-sha1 = "89b52bc2160aadc84d707093930ef0bffa641246"
uuid = "a51aa0fd-4e3c-5386-b890-e753decda492"
version = "1.7.10+4"

[[deps.Xorg_libXinerama_jll]]
deps = ["Artifacts", "JLLWrappers", "Libdl", "Pkg", "Xorg_libXext_jll"]
git-tree-sha1 = "26be8b1c342929259317d8b9f7b53bf2bb73b123"
uuid = "d1454406-59df-5ea1-beac-c340f2130bc3"
version = "1.1.4+4"

[[deps.Xorg_libXrandr_jll]]
deps = ["Artifacts", "JLLWrappers", "Libdl", "Pkg", "Xorg_libXext_jll", "Xorg_libXrender_jll"]
git-tree-sha1 = "34cea83cb726fb58f325887bf0612c6b3fb17631"
uuid = "ec84b674-ba8e-5d96-8ba1-2a689ba10484"
version = "1.5.2+4"

[[deps.Xorg_libXrender_jll]]
deps = ["Artifacts", "JLLWrappers", "Libdl", "Pkg", "Xorg_libX11_jll"]
git-tree-sha1 = "19560f30fd49f4d4efbe7002a1037f8c43d43b96"
uuid = "ea2f1a96-1ddc-540d-b46f-429655e07cfa"
version = "0.9.10+4"

[[deps.Xorg_libpthread_stubs_jll]]
deps = ["Artifacts", "JLLWrappers", "Libdl"]
git-tree-sha1 = "8fdda4c692503d44d04a0603d9ac0982054635f9"
uuid = "14d82f49-176c-5ed1-bb49-ad3f5cbd8c74"
version = "0.1.1+0"

[[deps.Xorg_libxcb_jll]]
deps = ["Artifacts", "JLLWrappers", "Libdl", "XSLT_jll", "Xorg_libXau_jll", "Xorg_libXdmcp_jll", "Xorg_libpthread_stubs_jll"]
git-tree-sha1 = "b4bfde5d5b652e22b9c790ad00af08b6d042b97d"
uuid = "c7cfdc94-dc32-55de-ac96-5a1b8d977c5b"
version = "1.15.0+0"

[[deps.Xorg_libxkbfile_jll]]
deps = ["Artifacts", "JLLWrappers", "Libdl", "Xorg_libX11_jll"]
git-tree-sha1 = "730eeca102434283c50ccf7d1ecdadf521a765a4"
uuid = "cc61e674-0454-545c-8b26-ed2c68acab7a"
version = "1.1.2+0"

[[deps.Xorg_xcb_util_cursor_jll]]
deps = ["Artifacts", "JLLWrappers", "Libdl", "Xorg_xcb_util_image_jll", "Xorg_xcb_util_jll", "Xorg_xcb_util_renderutil_jll"]
git-tree-sha1 = "04341cb870f29dcd5e39055f895c39d016e18ccd"
uuid = "e920d4aa-a673-5f3a-b3d7-f755a4d47c43"
version = "0.1.4+0"

[[deps.Xorg_xcb_util_image_jll]]
deps = ["Artifacts", "JLLWrappers", "Libdl", "Pkg", "Xorg_xcb_util_jll"]
git-tree-sha1 = "0fab0a40349ba1cba2c1da699243396ff8e94b97"
uuid = "12413925-8142-5f55-bb0e-6d7ca50bb09b"
version = "0.4.0+1"

[[deps.Xorg_xcb_util_jll]]
deps = ["Artifacts", "JLLWrappers", "Libdl", "Pkg", "Xorg_libxcb_jll"]
git-tree-sha1 = "e7fd7b2881fa2eaa72717420894d3938177862d1"
uuid = "2def613f-5ad1-5310-b15b-b15d46f528f5"
version = "0.4.0+1"

[[deps.Xorg_xcb_util_keysyms_jll]]
deps = ["Artifacts", "JLLWrappers", "Libdl", "Pkg", "Xorg_xcb_util_jll"]
git-tree-sha1 = "d1151e2c45a544f32441a567d1690e701ec89b00"
uuid = "975044d2-76e6-5fbe-bf08-97ce7c6574c7"
version = "0.4.0+1"

[[deps.Xorg_xcb_util_renderutil_jll]]
deps = ["Artifacts", "JLLWrappers", "Libdl", "Pkg", "Xorg_xcb_util_jll"]
git-tree-sha1 = "dfd7a8f38d4613b6a575253b3174dd991ca6183e"
uuid = "0d47668e-0667-5a69-a72c-f761630bfb7e"
version = "0.3.9+1"

[[deps.Xorg_xcb_util_wm_jll]]
deps = ["Artifacts", "JLLWrappers", "Libdl", "Pkg", "Xorg_xcb_util_jll"]
git-tree-sha1 = "e78d10aab01a4a154142c5006ed44fd9e8e31b67"
uuid = "c22f9ab0-d5fe-5066-847c-f4bb1cd4e361"
version = "0.4.1+1"

[[deps.Xorg_xkbcomp_jll]]
deps = ["Artifacts", "JLLWrappers", "Libdl", "Xorg_libxkbfile_jll"]
git-tree-sha1 = "330f955bc41bb8f5270a369c473fc4a5a4e4d3cb"
uuid = "35661453-b289-5fab-8a00-3d9160c6a3a4"
version = "1.4.6+0"

[[deps.Xorg_xkeyboard_config_jll]]
deps = ["Artifacts", "JLLWrappers", "Libdl", "Xorg_xkbcomp_jll"]
git-tree-sha1 = "691634e5453ad362044e2ad653e79f3ee3bb98c3"
uuid = "33bec58e-1273-512f-9401-5d533626f822"
version = "2.39.0+0"

[[deps.Xorg_xtrans_jll]]
deps = ["Artifacts", "JLLWrappers", "Libdl"]
git-tree-sha1 = "e92a1a012a10506618f10b7047e478403a046c77"
uuid = "c5fb5394-a638-5e4d-96e5-b29de1b5cf10"
version = "1.5.0+0"

[[deps.Zlib_jll]]
deps = ["Libdl"]
uuid = "83775a58-1f1d-513f-b197-d71354ab007a"
version = "1.2.13+1"

[[deps.Zstd_jll]]
deps = ["Artifacts", "JLLWrappers", "Libdl"]
git-tree-sha1 = "49ce682769cd5de6c72dcf1b94ed7790cd08974c"
uuid = "3161d3a3-bdf6-5164-811a-617609db77b4"
version = "1.5.5+0"

[[deps.eudev_jll]]
deps = ["Artifacts", "JLLWrappers", "Libdl", "Pkg", "gperf_jll"]
git-tree-sha1 = "431b678a28ebb559d224c0b6b6d01afce87c51ba"
uuid = "35ca27e7-8b34-5b7f-bca9-bdc33f59eb06"
version = "3.2.9+0"

[[deps.fzf_jll]]
deps = ["Artifacts", "JLLWrappers", "Libdl"]
git-tree-sha1 = "a68c9655fbe6dfcab3d972808f1aafec151ce3f8"
uuid = "214eeab7-80f7-51ab-84ad-2988db7cef09"
version = "0.43.0+0"

[[deps.gperf_jll]]
deps = ["Artifacts", "JLLWrappers", "Libdl", "Pkg"]
git-tree-sha1 = "3516a5630f741c9eecb3720b1ec9d8edc3ecc033"
uuid = "1a1c6b14-54f6-533d-8383-74cd7377aa70"
version = "3.1.1+0"

[[deps.libaom_jll]]
deps = ["Artifacts", "JLLWrappers", "Libdl", "Pkg"]
git-tree-sha1 = "3a2ea60308f0996d26f1e5354e10c24e9ef905d4"
uuid = "a4ae2306-e953-59d6-aa16-d00cac43593b"
version = "3.4.0+0"

[[deps.libass_jll]]
deps = ["Artifacts", "Bzip2_jll", "FreeType2_jll", "FriBidi_jll", "HarfBuzz_jll", "JLLWrappers", "Libdl", "Pkg", "Zlib_jll"]
git-tree-sha1 = "5982a94fcba20f02f42ace44b9894ee2b140fe47"
uuid = "0ac62f75-1d6f-5e53-bd7c-93b484bb37c0"
version = "0.15.1+0"

[[deps.libblastrampoline_jll]]
deps = ["Artifacts", "Libdl"]
uuid = "8e850b90-86db-534c-a0d3-1478176c7d93"
version = "5.8.0+1"

[[deps.libevdev_jll]]
deps = ["Artifacts", "JLLWrappers", "Libdl", "Pkg"]
git-tree-sha1 = "141fe65dc3efabb0b1d5ba74e91f6ad26f84cc22"
uuid = "2db6ffa8-e38f-5e21-84af-90c45d0032cc"
version = "1.11.0+0"

[[deps.libfdk_aac_jll]]
deps = ["Artifacts", "JLLWrappers", "Libdl", "Pkg"]
git-tree-sha1 = "daacc84a041563f965be61859a36e17c4e4fcd55"
uuid = "f638f0a6-7fb0-5443-88ba-1cc74229b280"
version = "2.0.2+0"

[[deps.libinput_jll]]
deps = ["Artifacts", "JLLWrappers", "Libdl", "Pkg", "eudev_jll", "libevdev_jll", "mtdev_jll"]
git-tree-sha1 = "ad50e5b90f222cfe78aa3d5183a20a12de1322ce"
uuid = "36db933b-70db-51c0-b978-0f229ee0e533"
version = "1.18.0+0"

[[deps.libpng_jll]]
deps = ["Artifacts", "JLLWrappers", "Libdl", "Zlib_jll"]
git-tree-sha1 = "873b4f805771d3e4bafe63af759a26ea8ca84d14"
uuid = "b53b4c65-9356-5827-b1ea-8c7a1a84506f"
version = "1.6.42+0"

[[deps.libvorbis_jll]]
deps = ["Artifacts", "JLLWrappers", "Libdl", "Ogg_jll", "Pkg"]
git-tree-sha1 = "b910cb81ef3fe6e78bf6acee440bda86fd6ae00c"
uuid = "f27f6e37-5d2b-51aa-960f-b287f2bc3b7a"
version = "1.3.7+1"

[[deps.mtdev_jll]]
deps = ["Artifacts", "JLLWrappers", "Libdl", "Pkg"]
git-tree-sha1 = "814e154bdb7be91d78b6802843f76b6ece642f11"
uuid = "009596ad-96f7-51b1-9f1b-5ce2d5e8a71e"
version = "1.1.6+0"

[[deps.nghttp2_jll]]
deps = ["Artifacts", "Libdl"]
uuid = "8e850ede-7688-5339-a07c-302acd2aaf8d"
version = "1.52.0+1"

[[deps.p7zip_jll]]
deps = ["Artifacts", "Libdl"]
uuid = "3f19e933-33d8-53b3-aaab-bd5110c3b7a0"
version = "17.4.0+2"

[[deps.x264_jll]]
deps = ["Artifacts", "JLLWrappers", "Libdl", "Pkg"]
git-tree-sha1 = "4fea590b89e6ec504593146bf8b988b2c00922b2"
uuid = "1270edf5-f2f9-52d2-97e9-ab00b5d0237a"
version = "2021.5.5+0"

[[deps.x265_jll]]
deps = ["Artifacts", "JLLWrappers", "Libdl", "Pkg"]
git-tree-sha1 = "ee567a171cce03570d77ad3a43e90218e38937a9"
uuid = "dfaa095f-4041-5dcd-9319-2fabd8486b76"
version = "3.5.0+0"

[[deps.xkbcommon_jll]]
deps = ["Artifacts", "JLLWrappers", "Libdl", "Pkg", "Wayland_jll", "Wayland_protocols_jll", "Xorg_libxcb_jll", "Xorg_xkeyboard_config_jll"]
git-tree-sha1 = "9c304562909ab2bab0262639bd4f444d7bc2be37"
uuid = "d8fb68d0-12a3-5cfd-a85a-d49703b185fd"
version = "1.4.1+1"
"""

# ╔═╡ Cell order:
# ╠═af484490-0556-11ef-3473-830020f112d0
# ╟─1a59eb2b-b0cb-4825-901b-ac9fca93f91a
# ╠═c77ddd1d-b7a4-4392-bc3b-7b0e03e22be7
# ╠═34551733-2494-43aa-af6c-dd25f256ea3f
# ╠═7832ba69-35e4-4295-9bd8-cfaa48034257
# ╠═f5f3d536-3115-4e2b-a678-93eca744416e
# ╠═5c51d465-e64f-4260-bfcb-75733184a948
# ╠═6461bcc4-d652-499e-92b3-131d042e9d81
# ╠═e6fe2bd0-ede2-4a1d-8e90-e049372cb245
# ╠═90b32741-6d80-4292-8c9f-81ce97103265
# ╠═1981f29d-7b1e-4e17-9b64-fee035ed7b07
# ╠═0c377581-b8e9-4f72-8fa3-830ea034c181
# ╠═1cb3093e-0727-46b7-8cef-c796a02720ab
# ╟─2c21266f-7438-4706-a5ae-99c8c9680185
# ╠═3b224c48-93f9-46c3-b4ff-bf089250ef8f
# ╟─ac58bae2-2946-4462-890f-3c182f6ec56f
# ╟─1caa5537-2108-4f13-8bfb-16d33121d4b3
# ╟─ca891290-d07f-4bde-9388-4a08c2096787
# ╟─6cc13797-dfa0-4c32-bac3-cc56f8374b6d
# ╟─878c91c7-8e4a-42e5-812b-9ac50fb671b8
# ╟─4533a1bb-af52-4ae2-9126-ca97a780162f
# ╟─8f3ff2fc-ab3e-41b0-b92e-4438591f43fd
# ╟─cbcab8d4-0b7b-4a94-b75b-38e21e1e4c0c
# ╟─5b1ca6da-e89f-471d-b9c2-33fd1c3d8e04
# ╟─6d7d85d4-a928-4931-8d67-51ed6e324075
# ╟─00000000-0000-0000-0000-000000000001
# ╟─00000000-0000-0000-0000-000000000002
